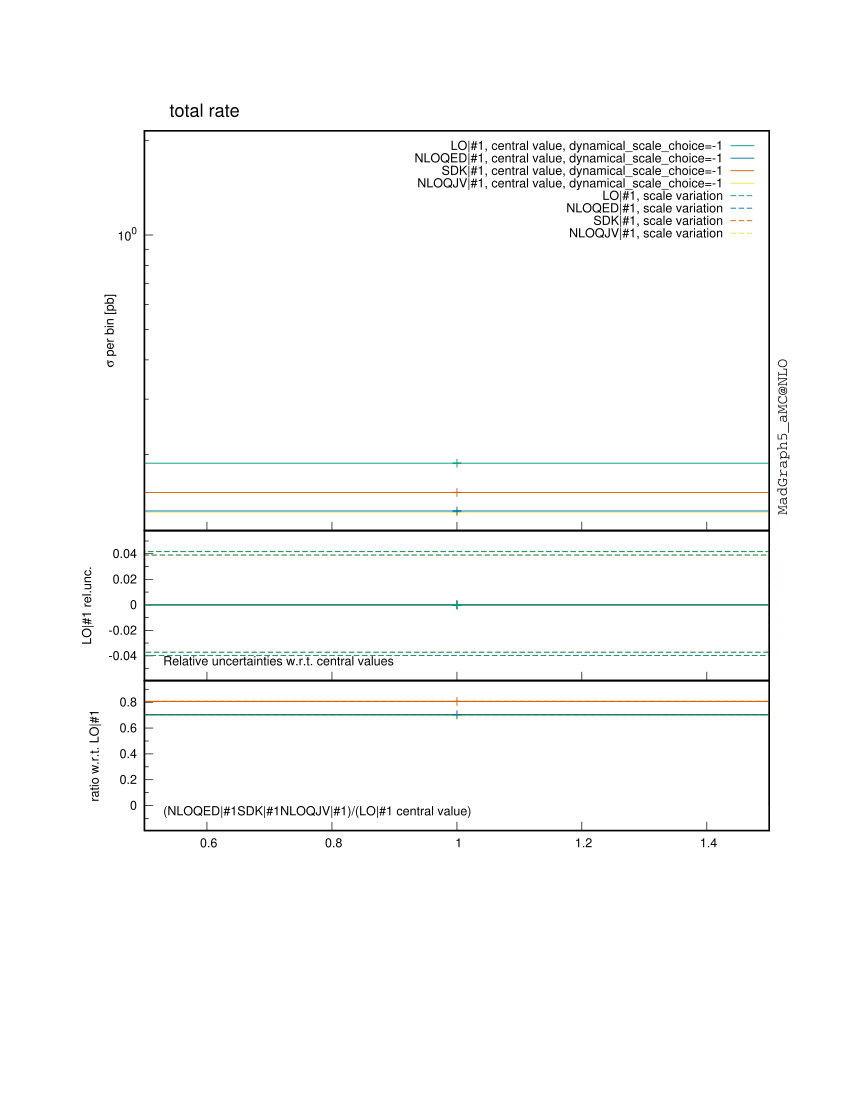

The script that saved this image:

################################################################################
#
# This gnuplot file was generated by MadGraph5_aMC@NLO project, a program which 
# automatically generates Feynman diagrams and matrix elements for arbitrary
# high-energy processes in the Standard Model and beyond. It also perform the
# integration and/or generate events for these processes, at LO and NLO accuracy.
#
# For more information, visit madgraph.phys.ucl.ac.be and amcatnlo.web.cern.ch
#
################################################################################
# /home/marcozaro/MadGraph/3.0.4-sudakov/pp_ww_qedsdk/bin/internal/histograms.py /home/marcozaro/MadGraph/3.0.4-sudakov/pp_ww_qedsdk/SubProcesses/P0_uux_wpwm/all_G1_11/MADatNLO.HwU /home/marcozaro/MadGraph/3.0.4-sudakov/pp_ww_qedsdk/SubProcesses/P0_uux_wpwm/all_G1_10/MADatNLO.HwU /home/marcozaro/MadGraph/3.0.4-sudakov/pp_ww_qedsdk/SubProcesses/P0_uxu_wpwm/all_G1_44/MADatNLO.HwU /home/marcozaro/MadGraph/3.0.4-sudakov/pp_ww_qedsdk/SubProcesses/P0_uux_wpwm/all_G1_27/MADatNLO.HwU /home/marcozaro/MadGraph/3.0.4-sudakov/pp_ww_qedsdk/SubProcesses/P0_uxu_wpwm/all_G1_1/MADatNLO.HwU /home/marcozaro/MadGraph/3.0.4-sudakov/pp_ww_qedsdk/SubProcesses/P0_uxu_wpwm/all_G1_20/MADatNLO.HwU /home/marcozaro/MadGraph/3.0.4-sudakov/pp_ww_qedsdk/SubProcesses/P0_uux_wpwm/all_G1_21/MADatNLO.HwU /home/marcozaro/MadGraph/3.0.4-sudakov/pp_ww_qedsdk/SubProcesses/P0_uux_wpwm/all_G1_12/MADatNLO.HwU /home/marcozaro/MadGraph/3.0.4-sudakov/pp_ww_qedsdk/SubProcesses/P0_uux_wpwm/all_G1_29/MADatNLO.HwU /home/marcozaro/MadGraph/3.0.4-sudakov/pp_ww_qedsdk/SubProcesses/P0_uux_wpwm/all_G1_16/MADatNLO.HwU /home/marcozaro/MadGraph/3.0.4-sudakov/pp_ww_qedsdk/SubProcesses/P0_uux_wpwm/all_G1_7/MADatNLO.HwU /home/marcozaro/MadGraph/3.0.4-sudakov/pp_ww_qedsdk/SubProcesses/P0_uxu_wpwm/all_G1_32/MADatNLO.HwU /home/marcozaro/MadGraph/3.0.4-sudakov/pp_ww_qedsdk/SubProcesses/P0_uxu_wpwm/all_G1_35/MADatNLO.HwU /home/marcozaro/MadGraph/3.0.4-sudakov/pp_ww_qedsdk/SubProcesses/P0_uxu_wpwm/all_G1_9/MADatNLO.HwU /home/marcozaro/MadGraph/3.0.4-sudakov/pp_ww_qedsdk/SubProcesses/P0_uxu_wpwm/all_G1_21/MADatNLO.HwU /home/marcozaro/MadGraph/3.0.4-sudakov/pp_ww_qedsdk/SubProcesses/P0_uxu_wpwm/all_G1_14/MADatNLO.HwU /home/marcozaro/MadGraph/3.0.4-sudakov/pp_ww_qedsdk/SubProcesses/P0_uux_wpwm/all_G1_25/MADatNLO.HwU /home/marcozaro/MadGraph/3.0.4-sudakov/pp_ww_qedsdk/SubProcesses/P0_uux_wpwm/all_G1_48/MADatNLO.HwU /home/marcozaro/MadGraph/3.0.4-sudakov/pp_ww_qedsdk/SubProcesses/P0_uxu_wpwm/all_G1_4/MADatNLO.HwU /home/marcozaro/MadGraph/3.0.4-sudakov/pp_ww_qedsdk/SubProcesses/P0_uux_wpwm/all_G1_3/MADatNLO.HwU /home/marcozaro/MadGraph/3.0.4-sudakov/pp_ww_qedsdk/SubProcesses/P0_uux_wpwm/all_G1_13/MADatNLO.HwU /home/marcozaro/MadGraph/3.0.4-sudakov/pp_ww_qedsdk/SubProcesses/P0_uux_wpwm/all_G1_22/MADatNLO.HwU /home/marcozaro/MadGraph/3.0.4-sudakov/pp_ww_qedsdk/SubProcesses/P0_uxu_wpwm/all_G1_16/MADatNLO.HwU /home/marcozaro/MadGraph/3.0.4-sudakov/pp_ww_qedsdk/SubProcesses/P0_uxu_wpwm/all_G1_31/MADatNLO.HwU /home/marcozaro/MadGraph/3.0.4-sudakov/pp_ww_qedsdk/SubProcesses/P0_uxu_wpwm/all_G1_18/MADatNLO.HwU /home/marcozaro/MadGraph/3.0.4-sudakov/pp_ww_qedsdk/SubProcesses/P0_uxu_wpwm/all_G1_24/MADatNLO.HwU /home/marcozaro/MadGraph/3.0.4-sudakov/pp_ww_qedsdk/SubProcesses/P0_uxu_wpwm/all_G1_43/MADatNLO.HwU /home/marcozaro/MadGraph/3.0.4-sudakov/pp_ww_qedsdk/SubProcesses/P0_uux_wpwm/all_G1_35/MADatNLO.HwU /home/marcozaro/MadGraph/3.0.4-sudakov/pp_ww_qedsdk/SubProcesses/P0_uxu_wpwm/all_G1_48/MADatNLO.HwU /home/marcozaro/MadGraph/3.0.4-sudakov/pp_ww_qedsdk/SubProcesses/P0_uxu_wpwm/all_G1_38/MADatNLO.HwU /home/marcozaro/MadGraph/3.0.4-sudakov/pp_ww_qedsdk/SubProcesses/P0_uxu_wpwm/all_G1_11/MADatNLO.HwU /home/marcozaro/MadGraph/3.0.4-sudakov/pp_ww_qedsdk/SubProcesses/P0_uxu_wpwm/all_G1_33/MADatNLO.HwU /home/marcozaro/MadGraph/3.0.4-sudakov/pp_ww_qedsdk/SubProcesses/P0_uux_wpwm/all_G1_42/MADatNLO.HwU /home/marcozaro/MadGraph/3.0.4-sudakov/pp_ww_qedsdk/SubProcesses/P0_uxu_wpwm/all_G1_23/MADatNLO.HwU /home/marcozaro/MadGraph/3.0.4-sudakov/pp_ww_qedsdk/SubProcesses/P0_uux_wpwm/all_G1_6/MADatNLO.HwU /home/marcozaro/MadGraph/3.0.4-sudakov/pp_ww_qedsdk/SubProcesses/P0_uux_wpwm/all_G1_5/MADatNLO.HwU /home/marcozaro/MadGraph/3.0.4-sudakov/pp_ww_qedsdk/SubProcesses/P0_uxu_wpwm/all_G1_17/MADatNLO.HwU /home/marcozaro/MadGraph/3.0.4-sudakov/pp_ww_qedsdk/SubProcesses/P0_uxu_wpwm/all_G1_12/MADatNLO.HwU /home/marcozaro/MadGraph/3.0.4-sudakov/pp_ww_qedsdk/SubProcesses/P0_uxu_wpwm/all_G1_2/MADatNLO.HwU /home/marcozaro/MadGraph/3.0.4-sudakov/pp_ww_qedsdk/SubProcesses/P0_uxu_wpwm/all_G1_37/MADatNLO.HwU /home/marcozaro/MadGraph/3.0.4-sudakov/pp_ww_qedsdk/SubProcesses/P0_uxu_wpwm/all_G1_30/MADatNLO.HwU /home/marcozaro/MadGraph/3.0.4-sudakov/pp_ww_qedsdk/SubProcesses/P0_uux_wpwm/all_G1_8/MADatNLO.HwU /home/marcozaro/MadGraph/3.0.4-sudakov/pp_ww_qedsdk/SubProcesses/P0_uux_wpwm/all_G1_4/MADatNLO.HwU /home/marcozaro/MadGraph/3.0.4-sudakov/pp_ww_qedsdk/SubProcesses/P0_uux_wpwm/all_G1_23/MADatNLO.HwU /home/marcozaro/MadGraph/3.0.4-sudakov/pp_ww_qedsdk/SubProcesses/P0_uux_wpwm/all_G1_1/MADatNLO.HwU /home/marcozaro/MadGraph/3.0.4-sudakov/pp_ww_qedsdk/SubProcesses/P0_uxu_wpwm/all_G1_42/MADatNLO.HwU /home/marcozaro/MadGraph/3.0.4-sudakov/pp_ww_qedsdk/SubProcesses/P0_uux_wpwm/all_G1_39/MADatNLO.HwU /home/marcozaro/MadGraph/3.0.4-sudakov/pp_ww_qedsdk/SubProcesses/P0_uux_wpwm/all_G1_41/MADatNLO.HwU /home/marcozaro/MadGraph/3.0.4-sudakov/pp_ww_qedsdk/SubProcesses/P0_uxu_wpwm/all_G1_3/MADatNLO.HwU /home/marcozaro/MadGraph/3.0.4-sudakov/pp_ww_qedsdk/SubProcesses/P0_uux_wpwm/all_G1_36/MADatNLO.HwU /home/marcozaro/MadGraph/3.0.4-sudakov/pp_ww_qedsdk/SubProcesses/P0_uux_wpwm/all_G1_20/MADatNLO.HwU /home/marcozaro/MadGraph/3.0.4-sudakov/pp_ww_qedsdk/SubProcesses/P0_uux_wpwm/all_G1_47/MADatNLO.HwU /home/marcozaro/MadGraph/3.0.4-sudakov/pp_ww_qedsdk/SubProcesses/P0_uxu_wpwm/all_G1_15/MADatNLO.HwU /home/marcozaro/MadGraph/3.0.4-sudakov/pp_ww_qedsdk/SubProcesses/P0_uxu_wpwm/all_G1_26/MADatNLO.HwU /home/marcozaro/MadGraph/3.0.4-sudakov/pp_ww_qedsdk/SubProcesses/P0_uux_wpwm/all_G1_31/MADatNLO.HwU /home/marcozaro/MadGraph/3.0.4-sudakov/pp_ww_qedsdk/SubProcesses/P0_uux_wpwm/all_G1_26/MADatNLO.HwU /home/marcozaro/MadGraph/3.0.4-sudakov/pp_ww_qedsdk/SubProcesses/P0_uux_wpwm/all_G1_14/MADatNLO.HwU /home/marcozaro/MadGraph/3.0.4-sudakov/pp_ww_qedsdk/SubProcesses/P0_uxu_wpwm/all_G1_34/MADatNLO.HwU /home/marcozaro/MadGraph/3.0.4-sudakov/pp_ww_qedsdk/SubProcesses/P0_uux_wpwm/all_G1_15/MADatNLO.HwU /home/marcozaro/MadGraph/3.0.4-sudakov/pp_ww_qedsdk/SubProcesses/P0_uux_wpwm/all_G1_9/MADatNLO.HwU /home/marcozaro/MadGraph/3.0.4-sudakov/pp_ww_qedsdk/SubProcesses/P0_uxu_wpwm/all_G1_22/MADatNLO.HwU /home/marcozaro/MadGraph/3.0.4-sudakov/pp_ww_qedsdk/SubProcesses/P0_uux_wpwm/all_G1_44/MADatNLO.HwU /home/marcozaro/MadGraph/3.0.4-sudakov/pp_ww_qedsdk/SubProcesses/P0_uux_wpwm/all_G1_37/MADatNLO.HwU /home/marcozaro/MadGraph/3.0.4-sudakov/pp_ww_qedsdk/SubProcesses/P0_uxu_wpwm/all_G1_29/MADatNLO.HwU /home/marcozaro/MadGraph/3.0.4-sudakov/pp_ww_qedsdk/SubProcesses/P0_uux_wpwm/all_G1_24/MADatNLO.HwU /home/marcozaro/MadGraph/3.0.4-sudakov/pp_ww_qedsdk/SubProcesses/P0_uxu_wpwm/all_G1_13/MADatNLO.HwU /home/marcozaro/MadGraph/3.0.4-sudakov/pp_ww_qedsdk/SubProcesses/P0_uxu_wpwm/all_G1_47/MADatNLO.HwU /home/marcozaro/MadGraph/3.0.4-sudakov/pp_ww_qedsdk/SubProcesses/P0_uxu_wpwm/all_G1_19/MADatNLO.HwU /home/marcozaro/MadGraph/3.0.4-sudakov/pp_ww_qedsdk/SubProcesses/P0_uux_wpwm/all_G1_33/MADatNLO.HwU /home/marcozaro/MadGraph/3.0.4-sudakov/pp_ww_qedsdk/SubProcesses/P0_uxu_wpwm/all_G1_25/MADatNLO.HwU /home/marcozaro/MadGraph/3.0.4-sudakov/pp_ww_qedsdk/SubProcesses/P0_uux_wpwm/all_G1_45/MADatNLO.HwU /home/marcozaro/MadGraph/3.0.4-sudakov/pp_ww_qedsdk/SubProcesses/P0_uxu_wpwm/all_G1_10/MADatNLO.HwU /home/marcozaro/MadGraph/3.0.4-sudakov/pp_ww_qedsdk/SubProcesses/P0_uux_wpwm/all_G1_28/MADatNLO.HwU /home/marcozaro/MadGraph/3.0.4-sudakov/pp_ww_qedsdk/SubProcesses/P0_uux_wpwm/all_G1_43/MADatNLO.HwU /home/marcozaro/MadGraph/3.0.4-sudakov/pp_ww_qedsdk/SubProcesses/P0_uxu_wpwm/all_G1_39/MADatNLO.HwU /home/marcozaro/MadGraph/3.0.4-sudakov/pp_ww_qedsdk/SubProcesses/P0_uxu_wpwm/all_G1_41/MADatNLO.HwU /home/marcozaro/MadGraph/3.0.4-sudakov/pp_ww_qedsdk/SubProcesses/P0_uxu_wpwm/all_G1_27/MADatNLO.HwU /home/marcozaro/MadGraph/3.0.4-sudakov/pp_ww_qedsdk/SubProcesses/P0_uux_wpwm/all_G1_30/MADatNLO.HwU /home/marcozaro/MadGraph/3.0.4-sudakov/pp_ww_qedsdk/SubProcesses/P0_uux_wpwm/all_G1_40/MADatNLO.HwU /home/marcozaro/MadGraph/3.0.4-sudakov/pp_ww_qedsdk/SubProcesses/P0_uxu_wpwm/all_G1_7/MADatNLO.HwU /home/marcozaro/MadGraph/3.0.4-sudakov/pp_ww_qedsdk/SubProcesses/P0_uxu_wpwm/all_G1_8/MADatNLO.HwU /home/marcozaro/MadGraph/3.0.4-sudakov/pp_ww_qedsdk/SubProcesses/P0_uxu_wpwm/all_G1_40/MADatNLO.HwU /home/marcozaro/MadGraph/3.0.4-sudakov/pp_ww_qedsdk/SubProcesses/P0_uxu_wpwm/all_G1_36/MADatNLO.HwU /home/marcozaro/MadGraph/3.0.4-sudakov/pp_ww_qedsdk/SubProcesses/P0_uxu_wpwm/all_G1_6/MADatNLO.HwU /home/marcozaro/MadGraph/3.0.4-sudakov/pp_ww_qedsdk/SubProcesses/P0_uxu_wpwm/all_G1_45/MADatNLO.HwU /home/marcozaro/MadGraph/3.0.4-sudakov/pp_ww_qedsdk/SubProcesses/P0_uux_wpwm/all_G1_17/MADatNLO.HwU /home/marcozaro/MadGraph/3.0.4-sudakov/pp_ww_qedsdk/SubProcesses/P0_uux_wpwm/all_G1_46/MADatNLO.HwU /home/marcozaro/MadGraph/3.0.4-sudakov/pp_ww_qedsdk/SubProcesses/P0_uux_wpwm/all_G1_32/MADatNLO.HwU /home/marcozaro/MadGraph/3.0.4-sudakov/pp_ww_qedsdk/SubProcesses/P0_uux_wpwm/all_G1_34/MADatNLO.HwU /home/marcozaro/MadGraph/3.0.4-sudakov/pp_ww_qedsdk/SubProcesses/P0_uxu_wpwm/all_G1_46/MADatNLO.HwU /home/marcozaro/MadGraph/3.0.4-sudakov/pp_ww_qedsdk/SubProcesses/P0_uxu_wpwm/all_G1_28/MADatNLO.HwU /home/marcozaro/MadGraph/3.0.4-sudakov/pp_ww_qedsdk/SubProcesses/P0_uux_wpwm/all_G1_18/MADatNLO.HwU /home/marcozaro/MadGraph/3.0.4-sudakov/pp_ww_qedsdk/SubProcesses/P0_uux_wpwm/all_G1_2/MADatNLO.HwU /home/marcozaro/MadGraph/3.0.4-sudakov/pp_ww_qedsdk/SubProcesses/P0_uxu_wpwm/all_G1_5/MADatNLO.HwU /home/marcozaro/MadGraph/3.0.4-sudakov/pp_ww_qedsdk/SubProcesses/P0_uux_wpwm/all_G1_38/MADatNLO.HwU /home/marcozaro/MadGraph/3.0.4-sudakov/pp_ww_qedsdk/SubProcesses/P0_uux_wpwm/all_G1_19/MADatNLO.HwU /home/marcozaro/MadGraph/3.0.4-sudakov/pp_ww_qedsdk/SubProcesses/P0_ddx_wpwm/all_G1_15/MADatNLO.HwU /home/marcozaro/MadGraph/3.0.4-sudakov/pp_ww_qedsdk/SubProcesses/P0_dxd_wpwm/all_G1_37/MADatNLO.HwU /home/marcozaro/MadGraph/3.0.4-sudakov/pp_ww_qedsdk/SubProcesses/P0_dxd_wpwm/all_G1_38/MADatNLO.HwU /home/marcozaro/MadGraph/3.0.4-sudakov/pp_ww_qedsdk/SubProcesses/P0_dxd_wpwm/all_G1_29/MADatNLO.HwU /home/marcozaro/MadGraph/3.0.4-sudakov/pp_ww_qedsdk/SubProcesses/P0_dxd_wpwm/all_G1_21/MADatNLO.HwU /home/marcozaro/MadGraph/3.0.4-sudakov/pp_ww_qedsdk/SubProcesses/P0_dxd_wpwm/all_G1_25/MADatNLO.HwU /home/marcozaro/MadGraph/3.0.4-sudakov/pp_ww_qedsdk/SubProcesses/P0_ddx_wpwm/all_G1_13/MADatNLO.HwU /home/marcozaro/MadGraph/3.0.4-sudakov/pp_ww_qedsdk/SubProcesses/P0_dxd_wpwm/all_G1_27/MADatNLO.HwU /home/marcozaro/MadGraph/3.0.4-sudakov/pp_ww_qedsdk/SubProcesses/P0_ddx_wpwm/all_G1_25/MADatNLO.HwU /home/marcozaro/MadGraph/3.0.4-sudakov/pp_ww_qedsdk/SubProcesses/P0_dxd_wpwm/all_G1_2/MADatNLO.HwU /home/marcozaro/MadGraph/3.0.4-sudakov/pp_ww_qedsdk/SubProcesses/P0_ddx_wpwm/all_G1_30/MADatNLO.HwU /home/marcozaro/MadGraph/3.0.4-sudakov/pp_ww_qedsdk/SubProcesses/P0_ddx_wpwm/all_G1_9/MADatNLO.HwU /home/marcozaro/MadGraph/3.0.4-sudakov/pp_ww_qedsdk/SubProcesses/P0_ddx_wpwm/all_G1_38/MADatNLO.HwU /home/marcozaro/MadGraph/3.0.4-sudakov/pp_ww_qedsdk/SubProcesses/P0_ddx_wpwm/all_G1_4/MADatNLO.HwU /home/marcozaro/MadGraph/3.0.4-sudakov/pp_ww_qedsdk/SubProcesses/P0_ddx_wpwm/all_G1_32/MADatNLO.HwU /home/marcozaro/MadGraph/3.0.4-sudakov/pp_ww_qedsdk/SubProcesses/P0_ddx_wpwm/all_G1_42/MADatNLO.HwU /home/marcozaro/MadGraph/3.0.4-sudakov/pp_ww_qedsdk/SubProcesses/P0_ddx_wpwm/all_G1_40/MADatNLO.HwU /home/marcozaro/MadGraph/3.0.4-sudakov/pp_ww_qedsdk/SubProcesses/P0_ddx_wpwm/all_G1_37/MADatNLO.HwU /home/marcozaro/MadGraph/3.0.4-sudakov/pp_ww_qedsdk/SubProcesses/P0_ddx_wpwm/all_G1_5/MADatNLO.HwU /home/marcozaro/MadGraph/3.0.4-sudakov/pp_ww_qedsdk/SubProcesses/P0_ddx_wpwm/all_G1_44/MADatNLO.HwU /home/marcozaro/MadGraph/3.0.4-sudakov/pp_ww_qedsdk/SubProcesses/P0_dxd_wpwm/all_G1_4/MADatNLO.HwU /home/marcozaro/MadGraph/3.0.4-sudakov/pp_ww_qedsdk/SubProcesses/P0_ddx_wpwm/all_G1_43/MADatNLO.HwU /home/marcozaro/MadGraph/3.0.4-sudakov/pp_ww_qedsdk/SubProcesses/P0_ddx_wpwm/all_G1_2/MADatNLO.HwU /home/marcozaro/MadGraph/3.0.4-sudakov/pp_ww_qedsdk/SubProcesses/P0_ddx_wpwm/all_G1_28/MADatNLO.HwU /home/marcozaro/MadGraph/3.0.4-sudakov/pp_ww_qedsdk/SubProcesses/P0_dxd_wpwm/all_G1_30/MADatNLO.HwU /home/marcozaro/MadGraph/3.0.4-sudakov/pp_ww_qedsdk/SubProcesses/P0_ddx_wpwm/all_G1_18/MADatNLO.HwU /home/marcozaro/MadGraph/3.0.4-sudakov/pp_ww_qedsdk/SubProcesses/P0_dxd_wpwm/all_G1_47/MADatNLO.HwU /home/marcozaro/MadGraph/3.0.4-sudakov/pp_ww_qedsdk/SubProcesses/P0_dxd_wpwm/all_G1_39/MADatNLO.HwU /home/marcozaro/MadGraph/3.0.4-sudakov/pp_ww_qedsdk/SubProcesses/P0_ddx_wpwm/all_G1_1/MADatNLO.HwU /home/marcozaro/MadGraph/3.0.4-sudakov/pp_ww_qedsdk/SubProcesses/P0_ddx_wpwm/all_G1_3/MADatNLO.HwU /home/marcozaro/MadGraph/3.0.4-sudakov/pp_ww_qedsdk/SubProcesses/P0_dxd_wpwm/all_G1_44/MADatNLO.HwU /home/marcozaro/MadGraph/3.0.4-sudakov/pp_ww_qedsdk/SubProcesses/P0_dxd_wpwm/all_G1_15/MADatNLO.HwU /home/marcozaro/MadGraph/3.0.4-sudakov/pp_ww_qedsdk/SubProcesses/P0_dxd_wpwm/all_G1_19/MADatNLO.HwU /home/marcozaro/MadGraph/3.0.4-sudakov/pp_ww_qedsdk/SubProcesses/P0_ddx_wpwm/all_G1_34/MADatNLO.HwU /home/marcozaro/MadGraph/3.0.4-sudakov/pp_ww_qedsdk/SubProcesses/P0_dxd_wpwm/all_G1_1/MADatNLO.HwU /home/marcozaro/MadGraph/3.0.4-sudakov/pp_ww_qedsdk/SubProcesses/P0_dxd_wpwm/all_G1_17/MADatNLO.HwU /home/marcozaro/MadGraph/3.0.4-sudakov/pp_ww_qedsdk/SubProcesses/P0_dxd_wpwm/all_G1_18/MADatNLO.HwU /home/marcozaro/MadGraph/3.0.4-sudakov/pp_ww_qedsdk/SubProcesses/P0_ddx_wpwm/all_G1_12/MADatNLO.HwU /home/marcozaro/MadGraph/3.0.4-sudakov/pp_ww_qedsdk/SubProcesses/P0_dxd_wpwm/all_G1_35/MADatNLO.HwU /home/marcozaro/MadGraph/3.0.4-sudakov/pp_ww_qedsdk/SubProcesses/P0_ddx_wpwm/all_G1_47/MADatNLO.HwU /home/marcozaro/MadGraph/3.0.4-sudakov/pp_ww_qedsdk/SubProcesses/P0_ddx_wpwm/all_G1_14/MADatNLO.HwU /home/marcozaro/MadGraph/3.0.4-sudakov/pp_ww_qedsdk/SubProcesses/P0_dxd_wpwm/all_G1_41/MADatNLO.HwU /home/marcozaro/MadGraph/3.0.4-sudakov/pp_ww_qedsdk/SubProcesses/P0_dxd_wpwm/all_G1_46/MADatNLO.HwU /home/marcozaro/MadGraph/3.0.4-sudakov/pp_ww_qedsdk/SubProcesses/P0_dxd_wpwm/all_G1_3/MADatNLO.HwU /home/marcozaro/MadGraph/3.0.4-sudakov/pp_ww_qedsdk/SubProcesses/P0_ddx_wpwm/all_G1_41/MADatNLO.HwU /home/marcozaro/MadGraph/3.0.4-sudakov/pp_ww_qedsdk/SubProcesses/P0_ddx_wpwm/all_G1_21/MADatNLO.HwU /home/marcozaro/MadGraph/3.0.4-sudakov/pp_ww_qedsdk/SubProcesses/P0_ddx_wpwm/all_G1_11/MADatNLO.HwU /home/marcozaro/MadGraph/3.0.4-sudakov/pp_ww_qedsdk/SubProcesses/P0_ddx_wpwm/all_G1_6/MADatNLO.HwU /home/marcozaro/MadGraph/3.0.4-sudakov/pp_ww_qedsdk/SubProcesses/P0_ddx_wpwm/all_G1_8/MADatNLO.HwU /home/marcozaro/MadGraph/3.0.4-sudakov/pp_ww_qedsdk/SubProcesses/P0_ddx_wpwm/all_G1_45/MADatNLO.HwU /home/marcozaro/MadGraph/3.0.4-sudakov/pp_ww_qedsdk/SubProcesses/P0_ddx_wpwm/all_G1_31/MADatNLO.HwU /home/marcozaro/MadGraph/3.0.4-sudakov/pp_ww_qedsdk/SubProcesses/P0_ddx_wpwm/all_G1_27/MADatNLO.HwU /home/marcozaro/MadGraph/3.0.4-sudakov/pp_ww_qedsdk/SubProcesses/P0_ddx_wpwm/all_G1_39/MADatNLO.HwU /home/marcozaro/MadGraph/3.0.4-sudakov/pp_ww_qedsdk/SubProcesses/P0_dxd_wpwm/all_G1_6/MADatNLO.HwU /home/marcozaro/MadGraph/3.0.4-sudakov/pp_ww_qedsdk/SubProcesses/P0_ddx_wpwm/all_G1_26/MADatNLO.HwU /home/marcozaro/MadGraph/3.0.4-sudakov/pp_ww_qedsdk/SubProcesses/P0_ddx_wpwm/all_G1_17/MADatNLO.HwU /home/marcozaro/MadGraph/3.0.4-sudakov/pp_ww_qedsdk/SubProcesses/P0_dxd_wpwm/all_G1_34/MADatNLO.HwU /home/marcozaro/MadGraph/3.0.4-sudakov/pp_ww_qedsdk/SubProcesses/P0_dxd_wpwm/all_G1_16/MADatNLO.HwU /home/marcozaro/MadGraph/3.0.4-sudakov/pp_ww_qedsdk/SubProcesses/P0_ddx_wpwm/all_G1_36/MADatNLO.HwU /home/marcozaro/MadGraph/3.0.4-sudakov/pp_ww_qedsdk/SubProcesses/P0_dxd_wpwm/all_G1_40/MADatNLO.HwU /home/marcozaro/MadGraph/3.0.4-sudakov/pp_ww_qedsdk/SubProcesses/P0_ddx_wpwm/all_G1_48/MADatNLO.HwU /home/marcozaro/MadGraph/3.0.4-sudakov/pp_ww_qedsdk/SubProcesses/P0_dxd_wpwm/all_G1_20/MADatNLO.HwU /home/marcozaro/MadGraph/3.0.4-sudakov/pp_ww_qedsdk/SubProcesses/P0_dxd_wpwm/all_G1_11/MADatNLO.HwU /home/marcozaro/MadGraph/3.0.4-sudakov/pp_ww_qedsdk/SubProcesses/P0_dxd_wpwm/all_G1_26/MADatNLO.HwU /home/marcozaro/MadGraph/3.0.4-sudakov/pp_ww_qedsdk/SubProcesses/P0_dxd_wpwm/all_G1_48/MADatNLO.HwU /home/marcozaro/MadGraph/3.0.4-sudakov/pp_ww_qedsdk/SubProcesses/P0_ddx_wpwm/all_G1_16/MADatNLO.HwU /home/marcozaro/MadGraph/3.0.4-sudakov/pp_ww_qedsdk/SubProcesses/P0_dxd_wpwm/all_G1_36/MADatNLO.HwU /home/marcozaro/MadGraph/3.0.4-sudakov/pp_ww_qedsdk/SubProcesses/P0_dxd_wpwm/all_G1_12/MADatNLO.HwU /home/marcozaro/MadGraph/3.0.4-sudakov/pp_ww_qedsdk/SubProcesses/P0_ddx_wpwm/all_G1_46/MADatNLO.HwU /home/marcozaro/MadGraph/3.0.4-sudakov/pp_ww_qedsdk/SubProcesses/P0_dxd_wpwm/all_G1_7/MADatNLO.HwU /home/marcozaro/MadGraph/3.0.4-sudakov/pp_ww_qedsdk/SubProcesses/P0_dxd_wpwm/all_G1_24/MADatNLO.HwU /home/marcozaro/MadGraph/3.0.4-sudakov/pp_ww_qedsdk/SubProcesses/P0_ddx_wpwm/all_G1_35/MADatNLO.HwU /home/marcozaro/MadGraph/3.0.4-sudakov/pp_ww_qedsdk/SubProcesses/P0_dxd_wpwm/all_G1_23/MADatNLO.HwU /home/marcozaro/MadGraph/3.0.4-sudakov/pp_ww_qedsdk/SubProcesses/P0_dxd_wpwm/all_G1_10/MADatNLO.HwU /home/marcozaro/MadGraph/3.0.4-sudakov/pp_ww_qedsdk/SubProcesses/P0_ddx_wpwm/all_G1_24/MADatNLO.HwU /home/marcozaro/MadGraph/3.0.4-sudakov/pp_ww_qedsdk/SubProcesses/P0_dxd_wpwm/all_G1_9/MADatNLO.HwU /home/marcozaro/MadGraph/3.0.4-sudakov/pp_ww_qedsdk/SubProcesses/P0_ddx_wpwm/all_G1_7/MADatNLO.HwU /home/marcozaro/MadGraph/3.0.4-sudakov/pp_ww_qedsdk/SubProcesses/P0_ddx_wpwm/all_G1_29/MADatNLO.HwU /home/marcozaro/MadGraph/3.0.4-sudakov/pp_ww_qedsdk/SubProcesses/P0_ddx_wpwm/all_G1_22/MADatNLO.HwU /home/marcozaro/MadGraph/3.0.4-sudakov/pp_ww_qedsdk/SubProcesses/P0_dxd_wpwm/all_G1_8/MADatNLO.HwU /home/marcozaro/MadGraph/3.0.4-sudakov/pp_ww_qedsdk/SubProcesses/P0_dxd_wpwm/all_G1_31/MADatNLO.HwU /home/marcozaro/MadGraph/3.0.4-sudakov/pp_ww_qedsdk/SubProcesses/P0_dxd_wpwm/all_G1_32/MADatNLO.HwU /home/marcozaro/MadGraph/3.0.4-sudakov/pp_ww_qedsdk/SubProcesses/P0_dxd_wpwm/all_G1_22/MADatNLO.HwU /home/marcozaro/MadGraph/3.0.4-sudakov/pp_ww_qedsdk/SubProcesses/P0_ddx_wpwm/all_G1_33/MADatNLO.HwU /home/marcozaro/MadGraph/3.0.4-sudakov/pp_ww_qedsdk/SubProcesses/P0_dxd_wpwm/all_G1_5/MADatNLO.HwU /home/marcozaro/MadGraph/3.0.4-sudakov/pp_ww_qedsdk/SubProcesses/P0_dxd_wpwm/all_G1_28/MADatNLO.HwU /home/marcozaro/MadGraph/3.0.4-sudakov/pp_ww_qedsdk/SubProcesses/P0_dxd_wpwm/all_G1_45/MADatNLO.HwU /home/marcozaro/MadGraph/3.0.4-sudakov/pp_ww_qedsdk/SubProcesses/P0_dxd_wpwm/all_G1_13/MADatNLO.HwU /home/marcozaro/MadGraph/3.0.4-sudakov/pp_ww_qedsdk/SubProcesses/P0_ddx_wpwm/all_G1_19/MADatNLO.HwU /home/marcozaro/MadGraph/3.0.4-sudakov/pp_ww_qedsdk/SubProcesses/P0_ddx_wpwm/all_G1_23/MADatNLO.HwU /home/marcozaro/MadGraph/3.0.4-sudakov/pp_ww_qedsdk/SubProcesses/P0_dxd_wpwm/all_G1_42/MADatNLO.HwU /home/marcozaro/MadGraph/3.0.4-sudakov/pp_ww_qedsdk/SubProcesses/P0_dxd_wpwm/all_G1_14/MADatNLO.HwU /home/marcozaro/MadGraph/3.0.4-sudakov/pp_ww_qedsdk/SubProcesses/P0_ddx_wpwm/all_G1_10/MADatNLO.HwU /home/marcozaro/MadGraph/3.0.4-sudakov/pp_ww_qedsdk/SubProcesses/P0_dxd_wpwm/all_G1_43/MADatNLO.HwU /home/marcozaro/MadGraph/3.0.4-sudakov/pp_ww_qedsdk/SubProcesses/P0_ddx_wpwm/all_G1_20/MADatNLO.HwU /home/marcozaro/MadGraph/3.0.4-sudakov/pp_ww_qedsdk/SubProcesses/P0_dxd_wpwm/all_G1_33/MADatNLO.HwU --out=/home/marcozaro/MadGraph/3.0.4-sudakov/pp_ww_qedsdk/Events/run_NLO-sudmode0/MADatNLO --gnuplot --band=[] --lhapdf-config=lhapdf-config --sum --keep_all_weights --no_open
reset

set lmargin 10
set rmargin 0
set terminal postscript portrait enhanced color "Helvetica" 9 
# The pdf terminal offers transparency support, but you will have to adapt things a bit
#set terminal pdf enhanced font "Helvetica 12" lw 1.0 dashed size 29.7cm, 21cm
set key font ",9"
set key samplen "2"
set output "MADatNLO.ps"

# This is the "PODO" color palette of gnuplot v.5, but with the order
# changed: palette of colors selected to be easily distinguishable by
# color-blind individuals with either protanopia or deuteranopia. Bang
# Wong [2011] Nature Methods 8, 441.

set style line   1 lt 1 lc rgb "#009e73" lw 1.3
set style line 101 lt 1 lc rgb "#009e73" lw 1.3 dt (6,3)
set style line  11 lt 2 lc rgb "#009e73" lw 1.3 dt (6,3)
set style line  21 lt 4 lc rgb "#009e73" lw 1.3 dt (3,2)
set style line  31 lt 6 lc rgb "#009e73" lw 1.3 dt (2,1)
set style line  41 lt 8 lc rgb "#009e73" lw 1.3 dt (4,3)

set style line   2 lt 1 lc rgb "#0072b2" lw 1.3
set style line 102 lt 1 lc rgb "#0072b2" lw 1.3 dt (6,3)
set style line  12 lt 2 lc rgb "#0072b2" lw 1.3 dt (6,3)
set style line  22 lt 4 lc rgb "#0072b2" lw 1.3 dt (3,2)
set style line  32 lt 6 lc rgb "#0072b2" lw 1.3 dt (2,1)
set style line  42 lt 8 lc rgb "#0072b2" lw 1.3 dt (4,3)

set style line   3 lt 1 lc rgb "#d55e00" lw 1.3
set style line 103 lt 1 lc rgb "#d55e00" lw 1.3 dt (6,3)
set style line  13 lt 2 lc rgb "#d55e00" lw 1.3 dt (6,3)
set style line  23 lt 4 lc rgb "#d55e00" lw 1.3 dt (3,2)
set style line  33 lt 6 lc rgb "#d55e00" lw 1.3 dt (2,1)
set style line  43 lt 8 lc rgb "#d55e00" lw 1.3 dt (4,3)

set style line   4 lt 1 lc rgb "#f0e442" lw 1.3
set style line 104 lt 1 lc rgb "#f0e442" lw 1.3 dt (6,3)
set style line  14 lt 2 lc rgb "#f0e442" lw 1.3 dt (6,3)
set style line  24 lt 4 lc rgb "#f0e442" lw 1.3 dt (3,2)
set style line  34 lt 6 lc rgb "#f0e442" lw 1.3 dt (2,1)
set style line  44 lt 8 lc rgb "#f0e442" lw 1.3 dt (4,3)

set style line   5 lt 1 lc rgb "#56b4e9" lw 1.3
set style line 105 lt 1 lc rgb "#56b4e9" lw 1.3 dt (6,3)
set style line  15 lt 2 lc rgb "#56b4e9" lw 1.3 dt (6,3)
set style line  25 lt 4 lc rgb "#56b4e9" lw 1.3 dt (3,2)
set style line  35 lt 6 lc rgb "#56b4e9" lw 1.3 dt (2,1)
set style line  45 lt 8 lc rgb "#56b4e9" lw 1.3 dt (4,3)

set style line   6 lt 1 lc rgb "#cc79a7" lw 1.3
set style line 106 lt 1 lc rgb "#cc79a7" lw 1.3 dt (6,3)
set style line  16 lt 2 lc rgb "#cc79a7" lw 1.3 dt (6,3)
set style line  26 lt 4 lc rgb "#cc79a7" lw 1.3 dt (3,2)
set style line  36 lt 6 lc rgb "#cc79a7" lw 1.3 dt (2,1)
set style line  46 lt 8 lc rgb "#cc79a7" lw 1.3 dt (4,3)

set style line   7 lt 1 lc rgb "#e69f00" lw 1.3
set style line 107 lt 1 lc rgb "#e69f00" lw 1.3 dt (6,3)
set style line  17 lt 2 lc rgb "#e69f00" lw 1.3 dt (6,3)
set style line  27 lt 4 lc rgb "#e69f00" lw 1.3 dt (3,2)
set style line  37 lt 6 lc rgb "#e69f00" lw 1.3 dt (2,1)
set style line  47 lt 8 lc rgb "#e69f00" lw 1.3 dt (4,3)

set style line   8 lt 1 lc rgb "black" lw 1.3
set style line 108 lt 1 lc rgb "black" lw 1.3 dt (6,3)
set style line  18 lt 2 lc rgb "black" lw 1.3 dt (6,3)
set style line  28 lt 4 lc rgb "black" lw 1.3 dt (3,2)
set style line  38 lt 6 lc rgb "black" lw 1.3 dt (2,1)
set style line  48 lt 8 lc rgb "black" lw 1.3 dt (4,3)


set style line 999 lt 1 lc rgb "gray" lw 1.3

safe(x,y,a) = (y == 0.0 ? a : x/y)

set style data histeps
set key invert



################################################################################
### Rendering of the plot titled 'total rate'
################################################################################

set multiplot
set label "total rate" font ",13" at graph 0.04, graph 1.05
set xrange [5.0000e-01:1.5000e+00]
set bmargin 0 
set tmargin 0
set xtics nomirror
set ytics nomirror
set mytics 10
set xtics auto
set key horizontal noreverse maxcols 1 width -4 
set label front 'MadGraph5\_aMC\@NLO' font "Courier,11" rotate by 90 at graph 1.02, graph 0.04

#-- rendering subhistograms 'LO|#1 and NLOQED|#1 results'

set format y '10^{%T}'
set yrange [1.1439e-01:2.1494e+00]
set origin 0.0000e+00, 5.0000e-01
set size 1.0000e+00, 4.0000e-01
set mytics 10
set ytics auto
set format x ''
set logscale y
set ylabel "{/Symbol s} per bin [pb]"

plot \
sqrt(-1) ls 14 title 'NLOQJV|#1, scale variation',\
sqrt(-1) ls 13 title 'SDK|#1, scale variation',\
sqrt(-1) ls 12 title 'NLOQED|#1, scale variation',\
sqrt(-1) ls 11 title 'LO|#1, scale variation',\
'MADatNLO.HwU' index 3 using (($1+$2)/2):($3 >= 0 ? sqrt(-1) : abs($3)):4 w yerrorbar ls 104 title '',\
'MADatNLO.HwU' index 3 using (($1+$2)/2):($3 >= 0 ? sqrt(-1) : abs($3)) ls 104 title '',\
'MADatNLO.HwU' index 3 using (($1+$2)/2):($3 < 0 ? sqrt(-1) : $3):4 w yerrorbar ls 4 title '',\
'MADatNLO.HwU' index 3 using (($1+$2)/2):($3 < 0 ? sqrt(-1) : $3) ls 4 title 'NLOQJV|#1, central value, dynamical\_scale\_choice=-1',\
'MADatNLO.HwU' index 2 using (($1+$2)/2):($3 >= 0 ? sqrt(-1) : abs($3)):4 w yerrorbar ls 103 title '',\
'MADatNLO.HwU' index 2 using (($1+$2)/2):($3 >= 0 ? sqrt(-1) : abs($3)) ls 103 title '',\
'MADatNLO.HwU' index 2 using (($1+$2)/2):($3 < 0 ? sqrt(-1) : $3):4 w yerrorbar ls 3 title '',\
'MADatNLO.HwU' index 2 using (($1+$2)/2):($3 < 0 ? sqrt(-1) : $3) ls 3 title 'SDK|#1, central value, dynamical\_scale\_choice=-1',\
'MADatNLO.HwU' index 1 using (($1+$2)/2):($3 >= 0 ? sqrt(-1) : abs($3)):4 w yerrorbar ls 102 title '',\
'MADatNLO.HwU' index 1 using (($1+$2)/2):($3 >= 0 ? sqrt(-1) : abs($3)) ls 102 title '',\
'MADatNLO.HwU' index 1 using (($1+$2)/2):($3 < 0 ? sqrt(-1) : $3):4 w yerrorbar ls 2 title '',\
'MADatNLO.HwU' index 1 using (($1+$2)/2):($3 < 0 ? sqrt(-1) : $3) ls 2 title 'NLOQED|#1, central value, dynamical\_scale\_choice=-1',\
'MADatNLO.HwU' index 0 using (($1+$2)/2):($3 >= 0 ? sqrt(-1) : abs($3)):4 w yerrorbar ls 101 title '',\
'MADatNLO.HwU' index 0 using (($1+$2)/2):($3 >= 0 ? sqrt(-1) : abs($3)) ls 101 title '',\
'MADatNLO.HwU' index 0 using (($1+$2)/2):($3 < 0 ? sqrt(-1) : $3):4 w yerrorbar ls 1 title '',\
'MADatNLO.HwU' index 0 using (($1+$2)/2):($3 < 0 ? sqrt(-1) : $3) ls 1 title 'LO|#1, central value, dynamical\_scale\_choice=-1'
#-- rendering subhistograms 'Relative scale and PDF uncertainty'
unset label
unset format
set yrange [-5.9329e-02:5.8174e-02]
set origin 0.0000e+00, 3.5000e-01
set size 1.0000e+00, 1.5000e-01
set mytics 2
set ytics auto
set format x ''
unset logscale y
set ylabel "LO|#1 rel.unc."
set label "Relative uncertainties w.r.t. central values" font ",9" front at graph 0.03, graph 0.13
plot \
'MADatNLO.HwU' index 3 using (($1+$2)/2):(safe($7,$3,1.0)-1.0) ls 14 title '',\
'MADatNLO.HwU' index 3 using (($1+$2)/2):(safe($6,$3,1.0)-1.0) ls 14 title '',\
'MADatNLO.HwU' index 2 using (($1+$2)/2):(safe($7,$3,1.0)-1.0) ls 13 title '',\
'MADatNLO.HwU' index 2 using (($1+$2)/2):(safe($6,$3,1.0)-1.0) ls 13 title '',\
'MADatNLO.HwU' index 1 using (($1+$2)/2):(safe($7,$3,1.0)-1.0) ls 12 title '',\
'MADatNLO.HwU' index 1 using (($1+$2)/2):(safe($6,$3,1.0)-1.0) ls 12 title '',\
'MADatNLO.HwU' index 0 using (($1+$2)/2):(safe($7,$3,1.0)-1.0) ls 11 title '',\
'MADatNLO.HwU' index 0 using (($1+$2)/2):(safe($6,$3,1.0)-1.0) ls 11 title '',\
0.0 ls 999 title '',\
'MADatNLO.HwU' index 3 using (($1+$2)/2):(0.0):(safe($4,$3,0.0)) w yerrorbar ls 4 title '',\
'MADatNLO.HwU' index 3 using (($1+$2)/2):(safe($5,$3,1.0)-1.0) ls 4 title '',\
'MADatNLO.HwU' index 2 using (($1+$2)/2):(0.0):(safe($4,$3,0.0)) w yerrorbar ls 3 title '',\
'MADatNLO.HwU' index 2 using (($1+$2)/2):(safe($5,$3,1.0)-1.0) ls 3 title '',\
'MADatNLO.HwU' index 1 using (($1+$2)/2):(0.0):(safe($4,$3,0.0)) w yerrorbar ls 2 title '',\
'MADatNLO.HwU' index 1 using (($1+$2)/2):(safe($5,$3,1.0)-1.0) ls 2 title '',\
'MADatNLO.HwU' index 0 using (($1+$2)/2):(0.0):(safe($4,$3,0.0)) w yerrorbar ls 1 title '',\
'MADatNLO.HwU' index 0 using (($1+$2)/2):(safe($5,$3,1.0)-1.0) ls 1 title ''
#-- rendering subhistograms '(NLOQED|#1SDK|#1NLOQJV|#1)/(LO|#1 central value) ratio'
unset label
unset format
set yrange [-1.9400e-01:9.6823e-01]
set origin 0.0000e+00, 2.0000e-01
set size 1.0000e+00, 1.5000e-01
set mytics 2
set ytics auto
set format x
unset logscale y
set ylabel "ratio w.r.t. LO|#1"
set label "(NLOQED|#1SDK|#1NLOQJV|#1)/(LO|#1 central value)" font ",9" at graph 0.03, graph 0.13
plot \
1.0 ls 999 title '',\
'MADatNLO.HwU' index 6 using (($1+$2)/2):7 ls 14 title '',\
'MADatNLO.HwU' index 6 using (($1+$2)/2):6 ls 14 title '',\
'MADatNLO.HwU' index 5 using (($1+$2)/2):7 ls 13 title '',\
'MADatNLO.HwU' index 5 using (($1+$2)/2):6 ls 13 title '',\
'MADatNLO.HwU' index 4 using (($1+$2)/2):7 ls 12 title '',\
'MADatNLO.HwU' index 4 using (($1+$2)/2):6 ls 12 title '',\
'MADatNLO.HwU' index 6 using (($1+$2)/2):5 ls 4 title '',\
'MADatNLO.HwU' index 6 using (($1+$2)/2):3:4 w yerrorbar ls 4 title '',\
'MADatNLO.HwU' index 6 using (($1+$2)/2):3 ls 4 title '',\
'MADatNLO.HwU' index 5 using (($1+$2)/2):5 ls 3 title '',\
'MADatNLO.HwU' index 5 using (($1+$2)/2):3:4 w yerrorbar ls 3 title '',\
'MADatNLO.HwU' index 5 using (($1+$2)/2):3 ls 3 title '',\
'MADatNLO.HwU' index 4 using (($1+$2)/2):5 ls 2 title '',\
'MADatNLO.HwU' index 4 using (($1+$2)/2):3:4 w yerrorbar ls 2 title '',\
'MADatNLO.HwU' index 4 using (($1+$2)/2):3 ls 2 title ''

unset label

################################################################################

################################################################################
### Rendering of the plot titled 'wp rap'
################################################################################

set multiplot
set label "wp rap" font ",13" at graph 0.04, graph 1.05
set xrange [-3.8000e+00:3.8000e+00]
set bmargin 0 
set tmargin 0
set xtics nomirror
set ytics nomirror
set mytics 10
set xtics auto
set key horizontal noreverse maxcols 1 width -4 
set label front 'MadGraph5\_aMC\@NLO' font "Courier,11" rotate by 90 at graph 1.02, graph 0.04

#-- rendering subhistograms 'LO|#1 and NLOQED|#1 results'

set format y '10^{%T}'
set yrange [1.1347e-09:1.1055e-01]
set origin 0.0000e+00, 5.0000e-01
set size 1.0000e+00, 4.0000e-01
set mytics 10
set ytics auto
set format x ''
set logscale y
set ylabel "{/Symbol s} per bin [pb]"

plot \
sqrt(-1) ls 14 title 'NLOQJV|#1, scale variation',\
sqrt(-1) ls 13 title 'SDK|#1, scale variation',\
sqrt(-1) ls 12 title 'NLOQED|#1, scale variation',\
sqrt(-1) ls 11 title 'LO|#1, scale variation',\
'MADatNLO.HwU' index 10 using (($1+$2)/2):($3 >= 0 ? sqrt(-1) : abs($3)):4 w yerrorbar ls 104 title '',\
'MADatNLO.HwU' index 10 using (($1+$2)/2):($3 >= 0 ? sqrt(-1) : abs($3)) ls 104 title '',\
'MADatNLO.HwU' index 10 using (($1+$2)/2):($3 < 0 ? sqrt(-1) : $3):4 w yerrorbar ls 4 title '',\
'MADatNLO.HwU' index 10 using (($1+$2)/2):($3 < 0 ? sqrt(-1) : $3) ls 4 title 'NLOQJV|#1, central value, dynamical\_scale\_choice=-1',\
'MADatNLO.HwU' index 9 using (($1+$2)/2):($3 >= 0 ? sqrt(-1) : abs($3)):4 w yerrorbar ls 103 title '',\
'MADatNLO.HwU' index 9 using (($1+$2)/2):($3 >= 0 ? sqrt(-1) : abs($3)) ls 103 title '',\
'MADatNLO.HwU' index 9 using (($1+$2)/2):($3 < 0 ? sqrt(-1) : $3):4 w yerrorbar ls 3 title '',\
'MADatNLO.HwU' index 9 using (($1+$2)/2):($3 < 0 ? sqrt(-1) : $3) ls 3 title 'SDK|#1, central value, dynamical\_scale\_choice=-1',\
'MADatNLO.HwU' index 8 using (($1+$2)/2):($3 >= 0 ? sqrt(-1) : abs($3)):4 w yerrorbar ls 102 title '',\
'MADatNLO.HwU' index 8 using (($1+$2)/2):($3 >= 0 ? sqrt(-1) : abs($3)) ls 102 title '',\
'MADatNLO.HwU' index 8 using (($1+$2)/2):($3 < 0 ? sqrt(-1) : $3):4 w yerrorbar ls 2 title '',\
'MADatNLO.HwU' index 8 using (($1+$2)/2):($3 < 0 ? sqrt(-1) : $3) ls 2 title 'NLOQED|#1, central value, dynamical\_scale\_choice=-1',\
'MADatNLO.HwU' index 7 using (($1+$2)/2):($3 >= 0 ? sqrt(-1) : abs($3)):4 w yerrorbar ls 101 title '',\
'MADatNLO.HwU' index 7 using (($1+$2)/2):($3 >= 0 ? sqrt(-1) : abs($3)) ls 101 title '',\
'MADatNLO.HwU' index 7 using (($1+$2)/2):($3 < 0 ? sqrt(-1) : $3):4 w yerrorbar ls 1 title '',\
'MADatNLO.HwU' index 7 using (($1+$2)/2):($3 < 0 ? sqrt(-1) : $3) ls 1 title 'LO|#1, central value, dynamical\_scale\_choice=-1'
#-- rendering subhistograms 'Relative scale and PDF uncertainty'
unset label
unset format
set yrange [-1.0012e-01:1.0722e-01]
set origin 0.0000e+00, 3.5000e-01
set size 1.0000e+00, 1.5000e-01
set mytics 2
set ytics auto
set format x ''
unset logscale y
set ylabel "LO|#1 rel.unc."
set label "Relative uncertainties w.r.t. central values" font ",9" front at graph 0.03, graph 0.13
plot \
'MADatNLO.HwU' index 10 using (($1+$2)/2):(safe($7,$3,1.0)-1.0) ls 14 title '',\
'MADatNLO.HwU' index 10 using (($1+$2)/2):(safe($6,$3,1.0)-1.0) ls 14 title '',\
'MADatNLO.HwU' index 9 using (($1+$2)/2):(safe($7,$3,1.0)-1.0) ls 13 title '',\
'MADatNLO.HwU' index 9 using (($1+$2)/2):(safe($6,$3,1.0)-1.0) ls 13 title '',\
'MADatNLO.HwU' index 8 using (($1+$2)/2):(safe($7,$3,1.0)-1.0) ls 12 title '',\
'MADatNLO.HwU' index 8 using (($1+$2)/2):(safe($6,$3,1.0)-1.0) ls 12 title '',\
'MADatNLO.HwU' index 7 using (($1+$2)/2):(safe($7,$3,1.0)-1.0) ls 11 title '',\
'MADatNLO.HwU' index 7 using (($1+$2)/2):(safe($6,$3,1.0)-1.0) ls 11 title '',\
0.0 ls 999 title '',\
'MADatNLO.HwU' index 10 using (($1+$2)/2):(0.0):(safe($4,$3,0.0)) w yerrorbar ls 4 title '',\
'MADatNLO.HwU' index 10 using (($1+$2)/2):(safe($5,$3,1.0)-1.0) ls 4 title '',\
'MADatNLO.HwU' index 9 using (($1+$2)/2):(0.0):(safe($4,$3,0.0)) w yerrorbar ls 3 title '',\
'MADatNLO.HwU' index 9 using (($1+$2)/2):(safe($5,$3,1.0)-1.0) ls 3 title '',\
'MADatNLO.HwU' index 8 using (($1+$2)/2):(0.0):(safe($4,$3,0.0)) w yerrorbar ls 2 title '',\
'MADatNLO.HwU' index 8 using (($1+$2)/2):(safe($5,$3,1.0)-1.0) ls 2 title '',\
'MADatNLO.HwU' index 7 using (($1+$2)/2):(0.0):(safe($4,$3,0.0)) w yerrorbar ls 1 title '',\
'MADatNLO.HwU' index 7 using (($1+$2)/2):(safe($5,$3,1.0)-1.0) ls 1 title ''
#-- rendering subhistograms '(NLOQED|#1SDK|#1NLOQJV|#1)/(LO|#1 central value) ratio'
unset label
unset format
set yrange [-2.3058e-01:1.1166e+00]
set origin 0.0000e+00, 2.0000e-01
set size 1.0000e+00, 1.5000e-01
set mytics 2
set ytics auto
set format x
unset logscale y
set ylabel "ratio w.r.t. LO|#1"
set label "(NLOQED|#1SDK|#1NLOQJV|#1)/(LO|#1 central value)" font ",9" at graph 0.03, graph 0.13
plot \
1.0 ls 999 title '',\
'MADatNLO.HwU' index 13 using (($1+$2)/2):7 ls 14 title '',\
'MADatNLO.HwU' index 13 using (($1+$2)/2):6 ls 14 title '',\
'MADatNLO.HwU' index 12 using (($1+$2)/2):7 ls 13 title '',\
'MADatNLO.HwU' index 12 using (($1+$2)/2):6 ls 13 title '',\
'MADatNLO.HwU' index 11 using (($1+$2)/2):7 ls 12 title '',\
'MADatNLO.HwU' index 11 using (($1+$2)/2):6 ls 12 title '',\
'MADatNLO.HwU' index 13 using (($1+$2)/2):5 ls 4 title '',\
'MADatNLO.HwU' index 13 using (($1+$2)/2):3:4 w yerrorbar ls 4 title '',\
'MADatNLO.HwU' index 13 using (($1+$2)/2):3 ls 4 title '',\
'MADatNLO.HwU' index 12 using (($1+$2)/2):5 ls 3 title '',\
'MADatNLO.HwU' index 12 using (($1+$2)/2):3:4 w yerrorbar ls 3 title '',\
'MADatNLO.HwU' index 12 using (($1+$2)/2):3 ls 3 title '',\
'MADatNLO.HwU' index 11 using (($1+$2)/2):5 ls 2 title '',\
'MADatNLO.HwU' index 11 using (($1+$2)/2):3:4 w yerrorbar ls 2 title '',\
'MADatNLO.HwU' index 11 using (($1+$2)/2):3 ls 2 title ''

unset label

################################################################################

################################################################################
### Rendering of the plot titled 'wm rap'
################################################################################

set multiplot
set label "wm rap" font ",13" at graph 0.04, graph 1.05
set xrange [-3.8000e+00:3.8000e+00]
set bmargin 0 
set tmargin 0
set xtics nomirror
set ytics nomirror
set mytics 10
set xtics auto
set key horizontal noreverse maxcols 1 width -4 
set label front 'MadGraph5\_aMC\@NLO' font "Courier,11" rotate by 90 at graph 1.02, graph 0.04

#-- rendering subhistograms 'LO|#1 and NLOQED|#1 results'

set format y '10^{%T}'
set yrange [2.6189e-09:1.3865e-01]
set origin 0.0000e+00, 5.0000e-01
set size 1.0000e+00, 4.0000e-01
set mytics 10
set ytics auto
set format x ''
set logscale y
set ylabel "{/Symbol s} per bin [pb]"

plot \
sqrt(-1) ls 14 title 'NLOQJV|#1, scale variation',\
sqrt(-1) ls 13 title 'SDK|#1, scale variation',\
sqrt(-1) ls 12 title 'NLOQED|#1, scale variation',\
sqrt(-1) ls 11 title 'LO|#1, scale variation',\
'MADatNLO.HwU' index 17 using (($1+$2)/2):($3 >= 0 ? sqrt(-1) : abs($3)):4 w yerrorbar ls 104 title '',\
'MADatNLO.HwU' index 17 using (($1+$2)/2):($3 >= 0 ? sqrt(-1) : abs($3)) ls 104 title '',\
'MADatNLO.HwU' index 17 using (($1+$2)/2):($3 < 0 ? sqrt(-1) : $3):4 w yerrorbar ls 4 title '',\
'MADatNLO.HwU' index 17 using (($1+$2)/2):($3 < 0 ? sqrt(-1) : $3) ls 4 title 'NLOQJV|#1, central value, dynamical\_scale\_choice=-1',\
'MADatNLO.HwU' index 16 using (($1+$2)/2):($3 >= 0 ? sqrt(-1) : abs($3)):4 w yerrorbar ls 103 title '',\
'MADatNLO.HwU' index 16 using (($1+$2)/2):($3 >= 0 ? sqrt(-1) : abs($3)) ls 103 title '',\
'MADatNLO.HwU' index 16 using (($1+$2)/2):($3 < 0 ? sqrt(-1) : $3):4 w yerrorbar ls 3 title '',\
'MADatNLO.HwU' index 16 using (($1+$2)/2):($3 < 0 ? sqrt(-1) : $3) ls 3 title 'SDK|#1, central value, dynamical\_scale\_choice=-1',\
'MADatNLO.HwU' index 15 using (($1+$2)/2):($3 >= 0 ? sqrt(-1) : abs($3)):4 w yerrorbar ls 102 title '',\
'MADatNLO.HwU' index 15 using (($1+$2)/2):($3 >= 0 ? sqrt(-1) : abs($3)) ls 102 title '',\
'MADatNLO.HwU' index 15 using (($1+$2)/2):($3 < 0 ? sqrt(-1) : $3):4 w yerrorbar ls 2 title '',\
'MADatNLO.HwU' index 15 using (($1+$2)/2):($3 < 0 ? sqrt(-1) : $3) ls 2 title 'NLOQED|#1, central value, dynamical\_scale\_choice=-1',\
'MADatNLO.HwU' index 14 using (($1+$2)/2):($3 >= 0 ? sqrt(-1) : abs($3)):4 w yerrorbar ls 101 title '',\
'MADatNLO.HwU' index 14 using (($1+$2)/2):($3 >= 0 ? sqrt(-1) : abs($3)) ls 101 title '',\
'MADatNLO.HwU' index 14 using (($1+$2)/2):($3 < 0 ? sqrt(-1) : $3):4 w yerrorbar ls 1 title '',\
'MADatNLO.HwU' index 14 using (($1+$2)/2):($3 < 0 ? sqrt(-1) : $3) ls 1 title 'LO|#1, central value, dynamical\_scale\_choice=-1'
#-- rendering subhistograms 'Relative scale and PDF uncertainty'
unset label
unset format
set yrange [-1.4067e-01:1.4247e-01]
set origin 0.0000e+00, 3.5000e-01
set size 1.0000e+00, 1.5000e-01
set mytics 2
set ytics auto
set format x ''
unset logscale y
set ylabel "LO|#1 rel.unc."
set label "Relative uncertainties w.r.t. central values" font ",9" front at graph 0.03, graph 0.13
plot \
'MADatNLO.HwU' index 17 using (($1+$2)/2):(safe($7,$3,1.0)-1.0) ls 14 title '',\
'MADatNLO.HwU' index 17 using (($1+$2)/2):(safe($6,$3,1.0)-1.0) ls 14 title '',\
'MADatNLO.HwU' index 16 using (($1+$2)/2):(safe($7,$3,1.0)-1.0) ls 13 title '',\
'MADatNLO.HwU' index 16 using (($1+$2)/2):(safe($6,$3,1.0)-1.0) ls 13 title '',\
'MADatNLO.HwU' index 15 using (($1+$2)/2):(safe($7,$3,1.0)-1.0) ls 12 title '',\
'MADatNLO.HwU' index 15 using (($1+$2)/2):(safe($6,$3,1.0)-1.0) ls 12 title '',\
'MADatNLO.HwU' index 14 using (($1+$2)/2):(safe($7,$3,1.0)-1.0) ls 11 title '',\
'MADatNLO.HwU' index 14 using (($1+$2)/2):(safe($6,$3,1.0)-1.0) ls 11 title '',\
0.0 ls 999 title '',\
'MADatNLO.HwU' index 17 using (($1+$2)/2):(0.0):(safe($4,$3,0.0)) w yerrorbar ls 4 title '',\
'MADatNLO.HwU' index 17 using (($1+$2)/2):(safe($5,$3,1.0)-1.0) ls 4 title '',\
'MADatNLO.HwU' index 16 using (($1+$2)/2):(0.0):(safe($4,$3,0.0)) w yerrorbar ls 3 title '',\
'MADatNLO.HwU' index 16 using (($1+$2)/2):(safe($5,$3,1.0)-1.0) ls 3 title '',\
'MADatNLO.HwU' index 15 using (($1+$2)/2):(0.0):(safe($4,$3,0.0)) w yerrorbar ls 2 title '',\
'MADatNLO.HwU' index 15 using (($1+$2)/2):(safe($5,$3,1.0)-1.0) ls 2 title '',\
'MADatNLO.HwU' index 14 using (($1+$2)/2):(0.0):(safe($4,$3,0.0)) w yerrorbar ls 1 title '',\
'MADatNLO.HwU' index 14 using (($1+$2)/2):(safe($5,$3,1.0)-1.0) ls 1 title ''
#-- rendering subhistograms '(NLOQED|#1SDK|#1NLOQJV|#1)/(LO|#1 central value) ratio'
unset label
unset format
set yrange [-2.3674e-01:1.0558e+00]
set origin 0.0000e+00, 2.0000e-01
set size 1.0000e+00, 1.5000e-01
set mytics 2
set ytics auto
set format x
unset logscale y
set ylabel "ratio w.r.t. LO|#1"
set label "(NLOQED|#1SDK|#1NLOQJV|#1)/(LO|#1 central value)" font ",9" at graph 0.03, graph 0.13
plot \
1.0 ls 999 title '',\
'MADatNLO.HwU' index 20 using (($1+$2)/2):7 ls 14 title '',\
'MADatNLO.HwU' index 20 using (($1+$2)/2):6 ls 14 title '',\
'MADatNLO.HwU' index 19 using (($1+$2)/2):7 ls 13 title '',\
'MADatNLO.HwU' index 19 using (($1+$2)/2):6 ls 13 title '',\
'MADatNLO.HwU' index 18 using (($1+$2)/2):7 ls 12 title '',\
'MADatNLO.HwU' index 18 using (($1+$2)/2):6 ls 12 title '',\
'MADatNLO.HwU' index 20 using (($1+$2)/2):5 ls 4 title '',\
'MADatNLO.HwU' index 20 using (($1+$2)/2):3:4 w yerrorbar ls 4 title '',\
'MADatNLO.HwU' index 20 using (($1+$2)/2):3 ls 4 title '',\
'MADatNLO.HwU' index 19 using (($1+$2)/2):5 ls 3 title '',\
'MADatNLO.HwU' index 19 using (($1+$2)/2):3:4 w yerrorbar ls 3 title '',\
'MADatNLO.HwU' index 19 using (($1+$2)/2):3 ls 3 title '',\
'MADatNLO.HwU' index 18 using (($1+$2)/2):5 ls 2 title '',\
'MADatNLO.HwU' index 18 using (($1+$2)/2):3:4 w yerrorbar ls 2 title '',\
'MADatNLO.HwU' index 18 using (($1+$2)/2):3 ls 2 title ''

unset label

################################################################################

################################################################################
### Rendering of the plot titled 'wp-wm pair rap'
################################################################################

set multiplot
set label "wp-wm pair rap" font ",13" at graph 0.04, graph 1.05
set xrange [-3.0000e+00:3.0000e+00]
set bmargin 0 
set tmargin 0
set xtics nomirror
set ytics nomirror
set mytics 10
set xtics auto
set key horizontal noreverse maxcols 1 width -4 
set label front 'MadGraph5\_aMC\@NLO' font "Courier,11" rotate by 90 at graph 1.02, graph 0.04

#-- rendering subhistograms 'LO|#1 and NLOQED|#1 results'

set format y '10^{%T}'
set yrange [4.3731e-08:7.1436e-02]
set origin 0.0000e+00, 5.0000e-01
set size 1.0000e+00, 4.0000e-01
set mytics 10
set ytics auto
set format x ''
set logscale y
set ylabel "{/Symbol s} per bin [pb]"

plot \
sqrt(-1) ls 14 title 'NLOQJV|#1, scale variation',\
sqrt(-1) ls 13 title 'SDK|#1, scale variation',\
sqrt(-1) ls 12 title 'NLOQED|#1, scale variation',\
sqrt(-1) ls 11 title 'LO|#1, scale variation',\
'MADatNLO.HwU' index 24 using (($1+$2)/2):($3 >= 0 ? sqrt(-1) : abs($3)):4 w yerrorbar ls 104 title '',\
'MADatNLO.HwU' index 24 using (($1+$2)/2):($3 >= 0 ? sqrt(-1) : abs($3)) ls 104 title '',\
'MADatNLO.HwU' index 24 using (($1+$2)/2):($3 < 0 ? sqrt(-1) : $3):4 w yerrorbar ls 4 title '',\
'MADatNLO.HwU' index 24 using (($1+$2)/2):($3 < 0 ? sqrt(-1) : $3) ls 4 title 'NLOQJV|#1, central value, dynamical\_scale\_choice=-1',\
'MADatNLO.HwU' index 23 using (($1+$2)/2):($3 >= 0 ? sqrt(-1) : abs($3)):4 w yerrorbar ls 103 title '',\
'MADatNLO.HwU' index 23 using (($1+$2)/2):($3 >= 0 ? sqrt(-1) : abs($3)) ls 103 title '',\
'MADatNLO.HwU' index 23 using (($1+$2)/2):($3 < 0 ? sqrt(-1) : $3):4 w yerrorbar ls 3 title '',\
'MADatNLO.HwU' index 23 using (($1+$2)/2):($3 < 0 ? sqrt(-1) : $3) ls 3 title 'SDK|#1, central value, dynamical\_scale\_choice=-1',\
'MADatNLO.HwU' index 22 using (($1+$2)/2):($3 >= 0 ? sqrt(-1) : abs($3)):4 w yerrorbar ls 102 title '',\
'MADatNLO.HwU' index 22 using (($1+$2)/2):($3 >= 0 ? sqrt(-1) : abs($3)) ls 102 title '',\
'MADatNLO.HwU' index 22 using (($1+$2)/2):($3 < 0 ? sqrt(-1) : $3):4 w yerrorbar ls 2 title '',\
'MADatNLO.HwU' index 22 using (($1+$2)/2):($3 < 0 ? sqrt(-1) : $3) ls 2 title 'NLOQED|#1, central value, dynamical\_scale\_choice=-1',\
'MADatNLO.HwU' index 21 using (($1+$2)/2):($3 >= 0 ? sqrt(-1) : abs($3)):4 w yerrorbar ls 101 title '',\
'MADatNLO.HwU' index 21 using (($1+$2)/2):($3 >= 0 ? sqrt(-1) : abs($3)) ls 101 title '',\
'MADatNLO.HwU' index 21 using (($1+$2)/2):($3 < 0 ? sqrt(-1) : $3):4 w yerrorbar ls 1 title '',\
'MADatNLO.HwU' index 21 using (($1+$2)/2):($3 < 0 ? sqrt(-1) : $3) ls 1 title 'LO|#1, central value, dynamical\_scale\_choice=-1'
#-- rendering subhistograms 'Relative scale and PDF uncertainty'
unset label
unset format
set yrange [-2.1705e-01:2.3858e-01]
set origin 0.0000e+00, 3.5000e-01
set size 1.0000e+00, 1.5000e-01
set mytics 2
set ytics auto
set format x ''
unset logscale y
set ylabel "LO|#1 rel.unc."
set label "Relative uncertainties w.r.t. central values" font ",9" front at graph 0.03, graph 0.13
plot \
'MADatNLO.HwU' index 24 using (($1+$2)/2):(safe($7,$3,1.0)-1.0) ls 14 title '',\
'MADatNLO.HwU' index 24 using (($1+$2)/2):(safe($6,$3,1.0)-1.0) ls 14 title '',\
'MADatNLO.HwU' index 23 using (($1+$2)/2):(safe($7,$3,1.0)-1.0) ls 13 title '',\
'MADatNLO.HwU' index 23 using (($1+$2)/2):(safe($6,$3,1.0)-1.0) ls 13 title '',\
'MADatNLO.HwU' index 22 using (($1+$2)/2):(safe($7,$3,1.0)-1.0) ls 12 title '',\
'MADatNLO.HwU' index 22 using (($1+$2)/2):(safe($6,$3,1.0)-1.0) ls 12 title '',\
'MADatNLO.HwU' index 21 using (($1+$2)/2):(safe($7,$3,1.0)-1.0) ls 11 title '',\
'MADatNLO.HwU' index 21 using (($1+$2)/2):(safe($6,$3,1.0)-1.0) ls 11 title '',\
0.0 ls 999 title '',\
'MADatNLO.HwU' index 24 using (($1+$2)/2):(0.0):(safe($4,$3,0.0)) w yerrorbar ls 4 title '',\
'MADatNLO.HwU' index 24 using (($1+$2)/2):(safe($5,$3,1.0)-1.0) ls 4 title '',\
'MADatNLO.HwU' index 23 using (($1+$2)/2):(0.0):(safe($4,$3,0.0)) w yerrorbar ls 3 title '',\
'MADatNLO.HwU' index 23 using (($1+$2)/2):(safe($5,$3,1.0)-1.0) ls 3 title '',\
'MADatNLO.HwU' index 22 using (($1+$2)/2):(0.0):(safe($4,$3,0.0)) w yerrorbar ls 2 title '',\
'MADatNLO.HwU' index 22 using (($1+$2)/2):(safe($5,$3,1.0)-1.0) ls 2 title '',\
'MADatNLO.HwU' index 21 using (($1+$2)/2):(0.0):(safe($4,$3,0.0)) w yerrorbar ls 1 title '',\
'MADatNLO.HwU' index 21 using (($1+$2)/2):(safe($5,$3,1.0)-1.0) ls 1 title ''
#-- rendering subhistograms '(NLOQED|#1SDK|#1NLOQJV|#1)/(LO|#1 central value) ratio'
unset label
unset format
set yrange [-3.4901e-01:1.0186e+00]
set origin 0.0000e+00, 2.0000e-01
set size 1.0000e+00, 1.5000e-01
set mytics 2
set ytics auto
set format x
unset logscale y
set ylabel "ratio w.r.t. LO|#1"
set label "(NLOQED|#1SDK|#1NLOQJV|#1)/(LO|#1 central value)" font ",9" at graph 0.03, graph 0.13
plot \
1.0 ls 999 title '',\
'MADatNLO.HwU' index 27 using (($1+$2)/2):7 ls 14 title '',\
'MADatNLO.HwU' index 27 using (($1+$2)/2):6 ls 14 title '',\
'MADatNLO.HwU' index 26 using (($1+$2)/2):7 ls 13 title '',\
'MADatNLO.HwU' index 26 using (($1+$2)/2):6 ls 13 title '',\
'MADatNLO.HwU' index 25 using (($1+$2)/2):7 ls 12 title '',\
'MADatNLO.HwU' index 25 using (($1+$2)/2):6 ls 12 title '',\
'MADatNLO.HwU' index 27 using (($1+$2)/2):5 ls 4 title '',\
'MADatNLO.HwU' index 27 using (($1+$2)/2):3:4 w yerrorbar ls 4 title '',\
'MADatNLO.HwU' index 27 using (($1+$2)/2):3 ls 4 title '',\
'MADatNLO.HwU' index 26 using (($1+$2)/2):5 ls 3 title '',\
'MADatNLO.HwU' index 26 using (($1+$2)/2):3:4 w yerrorbar ls 3 title '',\
'MADatNLO.HwU' index 26 using (($1+$2)/2):3 ls 3 title '',\
'MADatNLO.HwU' index 25 using (($1+$2)/2):5 ls 2 title '',\
'MADatNLO.HwU' index 25 using (($1+$2)/2):3:4 w yerrorbar ls 2 title '',\
'MADatNLO.HwU' index 25 using (($1+$2)/2):3 ls 2 title ''

unset label

################################################################################

################################################################################
### Rendering of the plot titled 'log10 m wp-wm'
################################################################################

set multiplot
set label "log10 m wp-wm" font ",13" at graph 0.04, graph 1.05
set xrange [2.2000e+00:4.0000e+00]
set bmargin 0 
set tmargin 0
set xtics nomirror
set ytics nomirror
set mytics 10
set xtics auto
set key horizontal noreverse maxcols 1 width -4 
set label front 'MadGraph5\_aMC\@NLO' font "Courier,11" rotate by 90 at graph 1.02, graph 0.04

#-- rendering subhistograms 'LO|#1 and NLOQED|#1 results'

set format y '10^{%T}'
set yrange [4.9697e-07:5.5938e-01]
set origin 0.0000e+00, 5.0000e-01
set size 1.0000e+00, 4.0000e-01
set mytics 10
set ytics auto
set format x ''
set logscale y
set ylabel "{/Symbol s} per bin [pb]"

plot \
sqrt(-1) ls 14 title 'NLOQJV|#1, scale variation',\
sqrt(-1) ls 13 title 'SDK|#1, scale variation',\
sqrt(-1) ls 12 title 'NLOQED|#1, scale variation',\
sqrt(-1) ls 11 title 'LO|#1, scale variation',\
'MADatNLO.HwU' index 31 using (($1+$2)/2):($3 >= 0 ? sqrt(-1) : abs($3)):4 w yerrorbar ls 104 title '',\
'MADatNLO.HwU' index 31 using (($1+$2)/2):($3 >= 0 ? sqrt(-1) : abs($3)) ls 104 title '',\
'MADatNLO.HwU' index 31 using (($1+$2)/2):($3 < 0 ? sqrt(-1) : $3):4 w yerrorbar ls 4 title '',\
'MADatNLO.HwU' index 31 using (($1+$2)/2):($3 < 0 ? sqrt(-1) : $3) ls 4 title 'NLOQJV|#1, central value, dynamical\_scale\_choice=-1',\
'MADatNLO.HwU' index 30 using (($1+$2)/2):($3 >= 0 ? sqrt(-1) : abs($3)):4 w yerrorbar ls 103 title '',\
'MADatNLO.HwU' index 30 using (($1+$2)/2):($3 >= 0 ? sqrt(-1) : abs($3)) ls 103 title '',\
'MADatNLO.HwU' index 30 using (($1+$2)/2):($3 < 0 ? sqrt(-1) : $3):4 w yerrorbar ls 3 title '',\
'MADatNLO.HwU' index 30 using (($1+$2)/2):($3 < 0 ? sqrt(-1) : $3) ls 3 title 'SDK|#1, central value, dynamical\_scale\_choice=-1',\
'MADatNLO.HwU' index 29 using (($1+$2)/2):($3 >= 0 ? sqrt(-1) : abs($3)):4 w yerrorbar ls 102 title '',\
'MADatNLO.HwU' index 29 using (($1+$2)/2):($3 >= 0 ? sqrt(-1) : abs($3)) ls 102 title '',\
'MADatNLO.HwU' index 29 using (($1+$2)/2):($3 < 0 ? sqrt(-1) : $3):4 w yerrorbar ls 2 title '',\
'MADatNLO.HwU' index 29 using (($1+$2)/2):($3 < 0 ? sqrt(-1) : $3) ls 2 title 'NLOQED|#1, central value, dynamical\_scale\_choice=-1',\
'MADatNLO.HwU' index 28 using (($1+$2)/2):($3 >= 0 ? sqrt(-1) : abs($3)):4 w yerrorbar ls 101 title '',\
'MADatNLO.HwU' index 28 using (($1+$2)/2):($3 >= 0 ? sqrt(-1) : abs($3)) ls 101 title '',\
'MADatNLO.HwU' index 28 using (($1+$2)/2):($3 < 0 ? sqrt(-1) : $3):4 w yerrorbar ls 1 title '',\
'MADatNLO.HwU' index 28 using (($1+$2)/2):($3 < 0 ? sqrt(-1) : $3) ls 1 title 'LO|#1, central value, dynamical\_scale\_choice=-1'
#-- rendering subhistograms 'Relative scale and PDF uncertainty'
unset label
unset format
set yrange [-1.6231e-01:1.8514e-01]
set origin 0.0000e+00, 3.5000e-01
set size 1.0000e+00, 1.5000e-01
set mytics 2
set ytics auto
set format x ''
unset logscale y
set ylabel "LO|#1 rel.unc."
set label "Relative uncertainties w.r.t. central values" font ",9" front at graph 0.03, graph 0.13
plot \
'MADatNLO.HwU' index 31 using (($1+$2)/2):(safe($7,$3,1.0)-1.0) ls 14 title '',\
'MADatNLO.HwU' index 31 using (($1+$2)/2):(safe($6,$3,1.0)-1.0) ls 14 title '',\
'MADatNLO.HwU' index 30 using (($1+$2)/2):(safe($7,$3,1.0)-1.0) ls 13 title '',\
'MADatNLO.HwU' index 30 using (($1+$2)/2):(safe($6,$3,1.0)-1.0) ls 13 title '',\
'MADatNLO.HwU' index 29 using (($1+$2)/2):(safe($7,$3,1.0)-1.0) ls 12 title '',\
'MADatNLO.HwU' index 29 using (($1+$2)/2):(safe($6,$3,1.0)-1.0) ls 12 title '',\
'MADatNLO.HwU' index 28 using (($1+$2)/2):(safe($7,$3,1.0)-1.0) ls 11 title '',\
'MADatNLO.HwU' index 28 using (($1+$2)/2):(safe($6,$3,1.0)-1.0) ls 11 title '',\
0.0 ls 999 title '',\
'MADatNLO.HwU' index 31 using (($1+$2)/2):(0.0):(safe($4,$3,0.0)) w yerrorbar ls 4 title '',\
'MADatNLO.HwU' index 31 using (($1+$2)/2):(safe($5,$3,1.0)-1.0) ls 4 title '',\
'MADatNLO.HwU' index 30 using (($1+$2)/2):(0.0):(safe($4,$3,0.0)) w yerrorbar ls 3 title '',\
'MADatNLO.HwU' index 30 using (($1+$2)/2):(safe($5,$3,1.0)-1.0) ls 3 title '',\
'MADatNLO.HwU' index 29 using (($1+$2)/2):(0.0):(safe($4,$3,0.0)) w yerrorbar ls 2 title '',\
'MADatNLO.HwU' index 29 using (($1+$2)/2):(safe($5,$3,1.0)-1.0) ls 2 title '',\
'MADatNLO.HwU' index 28 using (($1+$2)/2):(0.0):(safe($4,$3,0.0)) w yerrorbar ls 1 title '',\
'MADatNLO.HwU' index 28 using (($1+$2)/2):(safe($5,$3,1.0)-1.0) ls 1 title ''
#-- rendering subhistograms '(NLOQED|#1SDK|#1NLOQJV|#1)/(LO|#1 central value) ratio'
unset label
unset format
set yrange [-5.5129e-01:2.5068e+00]
set origin 0.0000e+00, 2.0000e-01
set size 1.0000e+00, 1.5000e-01
set mytics 2
set ytics auto
set format x
unset logscale y
set ylabel "ratio w.r.t. LO|#1"
set label "(NLOQED|#1SDK|#1NLOQJV|#1)/(LO|#1 central value)" font ",9" at graph 0.03, graph 0.13
plot \
1.0 ls 999 title '',\
'MADatNLO.HwU' index 34 using (($1+$2)/2):7 ls 14 title '',\
'MADatNLO.HwU' index 34 using (($1+$2)/2):6 ls 14 title '',\
'MADatNLO.HwU' index 33 using (($1+$2)/2):7 ls 13 title '',\
'MADatNLO.HwU' index 33 using (($1+$2)/2):6 ls 13 title '',\
'MADatNLO.HwU' index 32 using (($1+$2)/2):7 ls 12 title '',\
'MADatNLO.HwU' index 32 using (($1+$2)/2):6 ls 12 title '',\
'MADatNLO.HwU' index 34 using (($1+$2)/2):5 ls 4 title '',\
'MADatNLO.HwU' index 34 using (($1+$2)/2):3:4 w yerrorbar ls 4 title '',\
'MADatNLO.HwU' index 34 using (($1+$2)/2):3 ls 4 title '',\
'MADatNLO.HwU' index 33 using (($1+$2)/2):5 ls 3 title '',\
'MADatNLO.HwU' index 33 using (($1+$2)/2):3:4 w yerrorbar ls 3 title '',\
'MADatNLO.HwU' index 33 using (($1+$2)/2):3 ls 3 title '',\
'MADatNLO.HwU' index 32 using (($1+$2)/2):5 ls 2 title '',\
'MADatNLO.HwU' index 32 using (($1+$2)/2):3:4 w yerrorbar ls 2 title '',\
'MADatNLO.HwU' index 32 using (($1+$2)/2):3 ls 2 title ''

unset label

################################################################################

################################################################################
### Rendering of the plot titled 'log10 pt wp'
################################################################################

set multiplot
set label "log10 pt wp" font ",13" at graph 0.04, graph 1.05
set xrange [2.4250e+00:3.8500e+00]
set bmargin 0 
set tmargin 0
set xtics nomirror
set ytics nomirror
set mytics 10
set xtics auto
set key horizontal noreverse maxcols 1 width -4 
set label front 'MadGraph5\_aMC\@NLO' font "Courier,11" rotate by 90 at graph 1.02, graph 0.04

#-- rendering subhistograms 'LO|#1 and NLOQED|#1 results'

set format y '10^{%T}'
set yrange [8.1019e-16:8.8143e-01]
set origin 0.0000e+00, 5.0000e-01
set size 1.0000e+00, 4.0000e-01
set mytics 10
set ytics auto
set format x ''
set logscale y
set ylabel "{/Symbol s} per bin [pb]"

plot \
sqrt(-1) ls 14 title 'NLOQJV|#1, scale variation',\
sqrt(-1) ls 13 title 'SDK|#1, scale variation',\
sqrt(-1) ls 12 title 'NLOQED|#1, scale variation',\
sqrt(-1) ls 11 title 'LO|#1, scale variation',\
'MADatNLO.HwU' index 38 using (($1+$2)/2):($3 >= 0 ? sqrt(-1) : abs($3)):4 w yerrorbar ls 104 title '',\
'MADatNLO.HwU' index 38 using (($1+$2)/2):($3 >= 0 ? sqrt(-1) : abs($3)) ls 104 title '',\
'MADatNLO.HwU' index 38 using (($1+$2)/2):($3 < 0 ? sqrt(-1) : $3):4 w yerrorbar ls 4 title '',\
'MADatNLO.HwU' index 38 using (($1+$2)/2):($3 < 0 ? sqrt(-1) : $3) ls 4 title 'NLOQJV|#1, central value, dynamical\_scale\_choice=-1',\
'MADatNLO.HwU' index 37 using (($1+$2)/2):($3 >= 0 ? sqrt(-1) : abs($3)):4 w yerrorbar ls 103 title '',\
'MADatNLO.HwU' index 37 using (($1+$2)/2):($3 >= 0 ? sqrt(-1) : abs($3)) ls 103 title '',\
'MADatNLO.HwU' index 37 using (($1+$2)/2):($3 < 0 ? sqrt(-1) : $3):4 w yerrorbar ls 3 title '',\
'MADatNLO.HwU' index 37 using (($1+$2)/2):($3 < 0 ? sqrt(-1) : $3) ls 3 title 'SDK|#1, central value, dynamical\_scale\_choice=-1',\
'MADatNLO.HwU' index 36 using (($1+$2)/2):($3 >= 0 ? sqrt(-1) : abs($3)):4 w yerrorbar ls 102 title '',\
'MADatNLO.HwU' index 36 using (($1+$2)/2):($3 >= 0 ? sqrt(-1) : abs($3)) ls 102 title '',\
'MADatNLO.HwU' index 36 using (($1+$2)/2):($3 < 0 ? sqrt(-1) : $3):4 w yerrorbar ls 2 title '',\
'MADatNLO.HwU' index 36 using (($1+$2)/2):($3 < 0 ? sqrt(-1) : $3) ls 2 title 'NLOQED|#1, central value, dynamical\_scale\_choice=-1',\
'MADatNLO.HwU' index 35 using (($1+$2)/2):($3 >= 0 ? sqrt(-1) : abs($3)):4 w yerrorbar ls 101 title '',\
'MADatNLO.HwU' index 35 using (($1+$2)/2):($3 >= 0 ? sqrt(-1) : abs($3)) ls 101 title '',\
'MADatNLO.HwU' index 35 using (($1+$2)/2):($3 < 0 ? sqrt(-1) : $3):4 w yerrorbar ls 1 title '',\
'MADatNLO.HwU' index 35 using (($1+$2)/2):($3 < 0 ? sqrt(-1) : $3) ls 1 title 'LO|#1, central value, dynamical\_scale\_choice=-1'
#-- rendering subhistograms 'Relative scale and PDF uncertainty'
unset label
unset format
set yrange [-1.7522e-01:1.8956e-01]
set origin 0.0000e+00, 3.5000e-01
set size 1.0000e+00, 1.5000e-01
set mytics 2
set ytics auto
set format x ''
unset logscale y
set ylabel "LO|#1 rel.unc."
set label "Relative uncertainties w.r.t. central values" font ",9" front at graph 0.03, graph 0.13
plot \
'MADatNLO.HwU' index 38 using (($1+$2)/2):(safe($7,$3,1.0)-1.0) ls 14 title '',\
'MADatNLO.HwU' index 38 using (($1+$2)/2):(safe($6,$3,1.0)-1.0) ls 14 title '',\
'MADatNLO.HwU' index 37 using (($1+$2)/2):(safe($7,$3,1.0)-1.0) ls 13 title '',\
'MADatNLO.HwU' index 37 using (($1+$2)/2):(safe($6,$3,1.0)-1.0) ls 13 title '',\
'MADatNLO.HwU' index 36 using (($1+$2)/2):(safe($7,$3,1.0)-1.0) ls 12 title '',\
'MADatNLO.HwU' index 36 using (($1+$2)/2):(safe($6,$3,1.0)-1.0) ls 12 title '',\
'MADatNLO.HwU' index 35 using (($1+$2)/2):(safe($7,$3,1.0)-1.0) ls 11 title '',\
'MADatNLO.HwU' index 35 using (($1+$2)/2):(safe($6,$3,1.0)-1.0) ls 11 title '',\
0.0 ls 999 title '',\
'MADatNLO.HwU' index 38 using (($1+$2)/2):(0.0):(safe($4,$3,0.0)) w yerrorbar ls 4 title '',\
'MADatNLO.HwU' index 38 using (($1+$2)/2):(safe($5,$3,1.0)-1.0) ls 4 title '',\
'MADatNLO.HwU' index 37 using (($1+$2)/2):(0.0):(safe($4,$3,0.0)) w yerrorbar ls 3 title '',\
'MADatNLO.HwU' index 37 using (($1+$2)/2):(safe($5,$3,1.0)-1.0) ls 3 title '',\
'MADatNLO.HwU' index 36 using (($1+$2)/2):(0.0):(safe($4,$3,0.0)) w yerrorbar ls 2 title '',\
'MADatNLO.HwU' index 36 using (($1+$2)/2):(safe($5,$3,1.0)-1.0) ls 2 title '',\
'MADatNLO.HwU' index 35 using (($1+$2)/2):(0.0):(safe($4,$3,0.0)) w yerrorbar ls 1 title '',\
'MADatNLO.HwU' index 35 using (($1+$2)/2):(safe($5,$3,1.0)-1.0) ls 1 title ''
#-- rendering subhistograms '(NLOQED|#1SDK|#1NLOQJV|#1)/(LO|#1 central value) ratio'
unset label
unset format
set yrange [-2.4995e+00:2.4136e+00]
set origin 0.0000e+00, 2.0000e-01
set size 1.0000e+00, 1.5000e-01
set mytics 2
set ytics auto
set format x
unset logscale y
set ylabel "ratio w.r.t. LO|#1"
set label "(NLOQED|#1SDK|#1NLOQJV|#1)/(LO|#1 central value)" font ",9" at graph 0.03, graph 0.13
plot \
1.0 ls 999 title '',\
'MADatNLO.HwU' index 41 using (($1+$2)/2):7 ls 14 title '',\
'MADatNLO.HwU' index 41 using (($1+$2)/2):6 ls 14 title '',\
'MADatNLO.HwU' index 40 using (($1+$2)/2):7 ls 13 title '',\
'MADatNLO.HwU' index 40 using (($1+$2)/2):6 ls 13 title '',\
'MADatNLO.HwU' index 39 using (($1+$2)/2):7 ls 12 title '',\
'MADatNLO.HwU' index 39 using (($1+$2)/2):6 ls 12 title '',\
'MADatNLO.HwU' index 41 using (($1+$2)/2):5 ls 4 title '',\
'MADatNLO.HwU' index 41 using (($1+$2)/2):3:4 w yerrorbar ls 4 title '',\
'MADatNLO.HwU' index 41 using (($1+$2)/2):3 ls 4 title '',\
'MADatNLO.HwU' index 40 using (($1+$2)/2):5 ls 3 title '',\
'MADatNLO.HwU' index 40 using (($1+$2)/2):3:4 w yerrorbar ls 3 title '',\
'MADatNLO.HwU' index 40 using (($1+$2)/2):3 ls 3 title '',\
'MADatNLO.HwU' index 39 using (($1+$2)/2):5 ls 2 title '',\
'MADatNLO.HwU' index 39 using (($1+$2)/2):3:4 w yerrorbar ls 2 title '',\
'MADatNLO.HwU' index 39 using (($1+$2)/2):3 ls 2 title ''

unset label

################################################################################

################################################################################
### Rendering of the plot titled 'log10 pt wm'
################################################################################

set multiplot
set label "log10 pt wm" font ",13" at graph 0.04, graph 1.05
set xrange [2.4250e+00:3.8500e+00]
set bmargin 0 
set tmargin 0
set xtics nomirror
set ytics nomirror
set mytics 10
set xtics auto
set key horizontal noreverse maxcols 1 width -4 
set label front 'MadGraph5\_aMC\@NLO' font "Courier,11" rotate by 90 at graph 1.02, graph 0.04

#-- rendering subhistograms 'LO|#1 and NLOQED|#1 results'

set format y '10^{%T}'
set yrange [7.9244e-16:8.8143e-01]
set origin 0.0000e+00, 5.0000e-01
set size 1.0000e+00, 4.0000e-01
set mytics 10
set ytics auto
set format x ''
set logscale y
set ylabel "{/Symbol s} per bin [pb]"

plot \
sqrt(-1) ls 14 title 'NLOQJV|#1, scale variation',\
sqrt(-1) ls 13 title 'SDK|#1, scale variation',\
sqrt(-1) ls 12 title 'NLOQED|#1, scale variation',\
sqrt(-1) ls 11 title 'LO|#1, scale variation',\
'MADatNLO.HwU' index 45 using (($1+$2)/2):($3 >= 0 ? sqrt(-1) : abs($3)):4 w yerrorbar ls 104 title '',\
'MADatNLO.HwU' index 45 using (($1+$2)/2):($3 >= 0 ? sqrt(-1) : abs($3)) ls 104 title '',\
'MADatNLO.HwU' index 45 using (($1+$2)/2):($3 < 0 ? sqrt(-1) : $3):4 w yerrorbar ls 4 title '',\
'MADatNLO.HwU' index 45 using (($1+$2)/2):($3 < 0 ? sqrt(-1) : $3) ls 4 title 'NLOQJV|#1, central value, dynamical\_scale\_choice=-1',\
'MADatNLO.HwU' index 44 using (($1+$2)/2):($3 >= 0 ? sqrt(-1) : abs($3)):4 w yerrorbar ls 103 title '',\
'MADatNLO.HwU' index 44 using (($1+$2)/2):($3 >= 0 ? sqrt(-1) : abs($3)) ls 103 title '',\
'MADatNLO.HwU' index 44 using (($1+$2)/2):($3 < 0 ? sqrt(-1) : $3):4 w yerrorbar ls 3 title '',\
'MADatNLO.HwU' index 44 using (($1+$2)/2):($3 < 0 ? sqrt(-1) : $3) ls 3 title 'SDK|#1, central value, dynamical\_scale\_choice=-1',\
'MADatNLO.HwU' index 43 using (($1+$2)/2):($3 >= 0 ? sqrt(-1) : abs($3)):4 w yerrorbar ls 102 title '',\
'MADatNLO.HwU' index 43 using (($1+$2)/2):($3 >= 0 ? sqrt(-1) : abs($3)) ls 102 title '',\
'MADatNLO.HwU' index 43 using (($1+$2)/2):($3 < 0 ? sqrt(-1) : $3):4 w yerrorbar ls 2 title '',\
'MADatNLO.HwU' index 43 using (($1+$2)/2):($3 < 0 ? sqrt(-1) : $3) ls 2 title 'NLOQED|#1, central value, dynamical\_scale\_choice=-1',\
'MADatNLO.HwU' index 42 using (($1+$2)/2):($3 >= 0 ? sqrt(-1) : abs($3)):4 w yerrorbar ls 101 title '',\
'MADatNLO.HwU' index 42 using (($1+$2)/2):($3 >= 0 ? sqrt(-1) : abs($3)) ls 101 title '',\
'MADatNLO.HwU' index 42 using (($1+$2)/2):($3 < 0 ? sqrt(-1) : $3):4 w yerrorbar ls 1 title '',\
'MADatNLO.HwU' index 42 using (($1+$2)/2):($3 < 0 ? sqrt(-1) : $3) ls 1 title 'LO|#1, central value, dynamical\_scale\_choice=-1'
#-- rendering subhistograms 'Relative scale and PDF uncertainty'
unset label
unset format
set yrange [-1.7430e-01:1.8611e-01]
set origin 0.0000e+00, 3.5000e-01
set size 1.0000e+00, 1.5000e-01
set mytics 2
set ytics auto
set format x ''
unset logscale y
set ylabel "LO|#1 rel.unc."
set label "Relative uncertainties w.r.t. central values" font ",9" front at graph 0.03, graph 0.13
plot \
'MADatNLO.HwU' index 45 using (($1+$2)/2):(safe($7,$3,1.0)-1.0) ls 14 title '',\
'MADatNLO.HwU' index 45 using (($1+$2)/2):(safe($6,$3,1.0)-1.0) ls 14 title '',\
'MADatNLO.HwU' index 44 using (($1+$2)/2):(safe($7,$3,1.0)-1.0) ls 13 title '',\
'MADatNLO.HwU' index 44 using (($1+$2)/2):(safe($6,$3,1.0)-1.0) ls 13 title '',\
'MADatNLO.HwU' index 43 using (($1+$2)/2):(safe($7,$3,1.0)-1.0) ls 12 title '',\
'MADatNLO.HwU' index 43 using (($1+$2)/2):(safe($6,$3,1.0)-1.0) ls 12 title '',\
'MADatNLO.HwU' index 42 using (($1+$2)/2):(safe($7,$3,1.0)-1.0) ls 11 title '',\
'MADatNLO.HwU' index 42 using (($1+$2)/2):(safe($6,$3,1.0)-1.0) ls 11 title '',\
0.0 ls 999 title '',\
'MADatNLO.HwU' index 45 using (($1+$2)/2):(0.0):(safe($4,$3,0.0)) w yerrorbar ls 4 title '',\
'MADatNLO.HwU' index 45 using (($1+$2)/2):(safe($5,$3,1.0)-1.0) ls 4 title '',\
'MADatNLO.HwU' index 44 using (($1+$2)/2):(0.0):(safe($4,$3,0.0)) w yerrorbar ls 3 title '',\
'MADatNLO.HwU' index 44 using (($1+$2)/2):(safe($5,$3,1.0)-1.0) ls 3 title '',\
'MADatNLO.HwU' index 43 using (($1+$2)/2):(0.0):(safe($4,$3,0.0)) w yerrorbar ls 2 title '',\
'MADatNLO.HwU' index 43 using (($1+$2)/2):(safe($5,$3,1.0)-1.0) ls 2 title '',\
'MADatNLO.HwU' index 42 using (($1+$2)/2):(0.0):(safe($4,$3,0.0)) w yerrorbar ls 1 title '',\
'MADatNLO.HwU' index 42 using (($1+$2)/2):(safe($5,$3,1.0)-1.0) ls 1 title ''
#-- rendering subhistograms '(NLOQED|#1SDK|#1NLOQJV|#1)/(LO|#1 central value) ratio'
unset label
unset format
set yrange [-2.5003e+00:2.4183e+00]
set origin 0.0000e+00, 2.0000e-01
set size 1.0000e+00, 1.5000e-01
set mytics 2
set ytics auto
set format x
unset logscale y
set ylabel "ratio w.r.t. LO|#1"
set label "(NLOQED|#1SDK|#1NLOQJV|#1)/(LO|#1 central value)" font ",9" at graph 0.03, graph 0.13
plot \
1.0 ls 999 title '',\
'MADatNLO.HwU' index 48 using (($1+$2)/2):7 ls 14 title '',\
'MADatNLO.HwU' index 48 using (($1+$2)/2):6 ls 14 title '',\
'MADatNLO.HwU' index 47 using (($1+$2)/2):7 ls 13 title '',\
'MADatNLO.HwU' index 47 using (($1+$2)/2):6 ls 13 title '',\
'MADatNLO.HwU' index 46 using (($1+$2)/2):7 ls 12 title '',\
'MADatNLO.HwU' index 46 using (($1+$2)/2):6 ls 12 title '',\
'MADatNLO.HwU' index 48 using (($1+$2)/2):5 ls 4 title '',\
'MADatNLO.HwU' index 48 using (($1+$2)/2):3:4 w yerrorbar ls 4 title '',\
'MADatNLO.HwU' index 48 using (($1+$2)/2):3 ls 4 title '',\
'MADatNLO.HwU' index 47 using (($1+$2)/2):5 ls 3 title '',\
'MADatNLO.HwU' index 47 using (($1+$2)/2):3:4 w yerrorbar ls 3 title '',\
'MADatNLO.HwU' index 47 using (($1+$2)/2):3 ls 3 title '',\
'MADatNLO.HwU' index 46 using (($1+$2)/2):5 ls 2 title '',\
'MADatNLO.HwU' index 46 using (($1+$2)/2):3:4 w yerrorbar ls 2 title '',\
'MADatNLO.HwU' index 46 using (($1+$2)/2):3 ls 2 title ''

unset label

################################################################################

################################################################################
### Rendering of the plot titled 'log10 pt wp wm'
################################################################################

set multiplot
set label "log10 pt wp wm" font ",13" at graph 0.04, graph 1.05
set xrange [1.0000e+00:3.8500e+00]
set bmargin 0 
set tmargin 0
set xtics nomirror
set ytics nomirror
set mytics 10
set xtics auto
set key horizontal noreverse maxcols 1 width -4 
set label front 'MadGraph5\_aMC\@NLO' font "Courier,11" rotate by 90 at graph 1.02, graph 0.04

#-- rendering subhistograms 'LO|#1 and NLOQED|#1 results'

set format y '10^{%T}'
set yrange [3.4750e-10:7.7575e-03]
set origin 0.0000e+00, 5.0000e-01
set size 1.0000e+00, 4.0000e-01
set mytics 10
set ytics auto
set format x ''
set logscale y
set ylabel "{/Symbol s} per bin [pb]"

plot \
sqrt(-1) ls 14 title 'NLOQJV|#1, scale variation',\
sqrt(-1) ls 13 title 'SDK|#1, scale variation',\
sqrt(-1) ls 12 title 'NLOQED|#1, scale variation',\
sqrt(-1) ls 11 title 'LO|#1, scale variation',\
'MADatNLO.HwU' index 52 using (($1+$2)/2):($3 >= 0 ? sqrt(-1) : abs($3)):4 w yerrorbar ls 104 title '',\
'MADatNLO.HwU' index 52 using (($1+$2)/2):($3 >= 0 ? sqrt(-1) : abs($3)) ls 104 title '',\
'MADatNLO.HwU' index 52 using (($1+$2)/2):($3 < 0 ? sqrt(-1) : $3):4 w yerrorbar ls 4 title '',\
'MADatNLO.HwU' index 52 using (($1+$2)/2):($3 < 0 ? sqrt(-1) : $3) ls 4 title 'NLOQJV|#1, central value, dynamical\_scale\_choice=-1',\
'MADatNLO.HwU' index 51 using (($1+$2)/2):($3 >= 0 ? sqrt(-1) : abs($3)):4 w yerrorbar ls 103 title '',\
'MADatNLO.HwU' index 51 using (($1+$2)/2):($3 >= 0 ? sqrt(-1) : abs($3)) ls 103 title '',\
'MADatNLO.HwU' index 51 using (($1+$2)/2):($3 < 0 ? sqrt(-1) : $3):4 w yerrorbar ls 3 title '',\
'MADatNLO.HwU' index 51 using (($1+$2)/2):($3 < 0 ? sqrt(-1) : $3) ls 3 title 'SDK|#1, central value, dynamical\_scale\_choice=-1',\
'MADatNLO.HwU' index 50 using (($1+$2)/2):($3 >= 0 ? sqrt(-1) : abs($3)):4 w yerrorbar ls 102 title '',\
'MADatNLO.HwU' index 50 using (($1+$2)/2):($3 >= 0 ? sqrt(-1) : abs($3)) ls 102 title '',\
'MADatNLO.HwU' index 50 using (($1+$2)/2):($3 < 0 ? sqrt(-1) : $3):4 w yerrorbar ls 2 title '',\
'MADatNLO.HwU' index 50 using (($1+$2)/2):($3 < 0 ? sqrt(-1) : $3) ls 2 title 'NLOQED|#1, central value, dynamical\_scale\_choice=-1',\
'MADatNLO.HwU' index 49 using (($1+$2)/2):($3 >= 0 ? sqrt(-1) : abs($3)):4 w yerrorbar ls 101 title '',\
'MADatNLO.HwU' index 49 using (($1+$2)/2):($3 >= 0 ? sqrt(-1) : abs($3)) ls 101 title '',\
'MADatNLO.HwU' index 49 using (($1+$2)/2):($3 < 0 ? sqrt(-1) : $3):4 w yerrorbar ls 1 title '',\
'MADatNLO.HwU' index 49 using (($1+$2)/2):($3 < 0 ? sqrt(-1) : $3) ls 1 title 'LO|#1, central value, dynamical\_scale\_choice=-1'
#-- rendering subhistograms 'Relative scale and PDF uncertainty'
unset label
unset format
set yrange [-6.9240e-02:6.9011e-02]
set origin 0.0000e+00, 3.5000e-01
set size 1.0000e+00, 1.5000e-01
set mytics 2
set ytics auto
set format x ''
unset logscale y
set ylabel "LO|#1 rel.unc."
set label "Relative uncertainties w.r.t. central values" font ",9" front at graph 0.03, graph 0.13
plot \
'MADatNLO.HwU' index 52 using (($1+$2)/2):(safe($7,$3,1.0)-1.0) ls 14 title '',\
'MADatNLO.HwU' index 52 using (($1+$2)/2):(safe($6,$3,1.0)-1.0) ls 14 title '',\
'MADatNLO.HwU' index 51 using (($1+$2)/2):(safe($7,$3,1.0)-1.0) ls 13 title '',\
'MADatNLO.HwU' index 51 using (($1+$2)/2):(safe($6,$3,1.0)-1.0) ls 13 title '',\
'MADatNLO.HwU' index 50 using (($1+$2)/2):(safe($7,$3,1.0)-1.0) ls 12 title '',\
'MADatNLO.HwU' index 50 using (($1+$2)/2):(safe($6,$3,1.0)-1.0) ls 12 title '',\
'MADatNLO.HwU' index 49 using (($1+$2)/2):(safe($7,$3,1.0)-1.0) ls 11 title '',\
'MADatNLO.HwU' index 49 using (($1+$2)/2):(safe($6,$3,1.0)-1.0) ls 11 title '',\
0.0 ls 999 title '',\
'MADatNLO.HwU' index 52 using (($1+$2)/2):(0.0):(safe($4,$3,0.0)) w yerrorbar ls 4 title '',\
'MADatNLO.HwU' index 52 using (($1+$2)/2):(safe($5,$3,1.0)-1.0) ls 4 title '',\
'MADatNLO.HwU' index 51 using (($1+$2)/2):(0.0):(safe($4,$3,0.0)) w yerrorbar ls 3 title '',\
'MADatNLO.HwU' index 51 using (($1+$2)/2):(safe($5,$3,1.0)-1.0) ls 3 title '',\
'MADatNLO.HwU' index 50 using (($1+$2)/2):(0.0):(safe($4,$3,0.0)) w yerrorbar ls 2 title '',\
'MADatNLO.HwU' index 50 using (($1+$2)/2):(safe($5,$3,1.0)-1.0) ls 2 title '',\
'MADatNLO.HwU' index 49 using (($1+$2)/2):(0.0):(safe($4,$3,0.0)) w yerrorbar ls 1 title '',\
'MADatNLO.HwU' index 49 using (($1+$2)/2):(safe($5,$3,1.0)-1.0) ls 1 title ''
#-- rendering subhistograms '(NLOQED|#1SDK|#1NLOQJV|#1)/(LO|#1 central value) ratio'
unset label
unset format
set yrange [-2.4000e-01:1.2000e+00]
set origin 0.0000e+00, 2.0000e-01
set size 1.0000e+00, 1.5000e-01
set mytics 2
set ytics auto
set format x
unset logscale y
set ylabel "ratio w.r.t. LO|#1"
set label "(NLOQED|#1SDK|#1NLOQJV|#1)/(LO|#1 central value)" font ",9" at graph 0.03, graph 0.13
plot \
1.0 ls 999 title '',\
'MADatNLO.HwU' index 55 using (($1+$2)/2):7 ls 14 title '',\
'MADatNLO.HwU' index 55 using (($1+$2)/2):6 ls 14 title '',\
'MADatNLO.HwU' index 54 using (($1+$2)/2):7 ls 13 title '',\
'MADatNLO.HwU' index 54 using (($1+$2)/2):6 ls 13 title '',\
'MADatNLO.HwU' index 53 using (($1+$2)/2):7 ls 12 title '',\
'MADatNLO.HwU' index 53 using (($1+$2)/2):6 ls 12 title '',\
'MADatNLO.HwU' index 55 using (($1+$2)/2):5 ls 4 title '',\
'MADatNLO.HwU' index 55 using (($1+$2)/2):3:4 w yerrorbar ls 4 title '',\
'MADatNLO.HwU' index 55 using (($1+$2)/2):3 ls 4 title '',\
'MADatNLO.HwU' index 54 using (($1+$2)/2):5 ls 3 title '',\
'MADatNLO.HwU' index 54 using (($1+$2)/2):3:4 w yerrorbar ls 3 title '',\
'MADatNLO.HwU' index 54 using (($1+$2)/2):3 ls 3 title '',\
'MADatNLO.HwU' index 53 using (($1+$2)/2):5 ls 2 title '',\
'MADatNLO.HwU' index 53 using (($1+$2)/2):3:4 w yerrorbar ls 2 title '',\
'MADatNLO.HwU' index 53 using (($1+$2)/2):3 ls 2 title ''

unset label

################################################################################
unset multiplot
!ps2pdf "MADatNLO.ps" &> /dev/null
